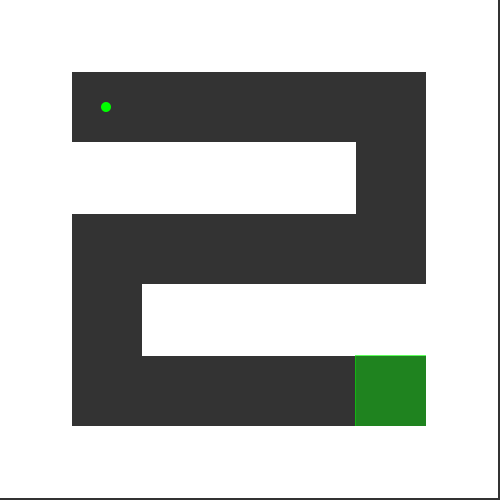
Frame 1 (no input)
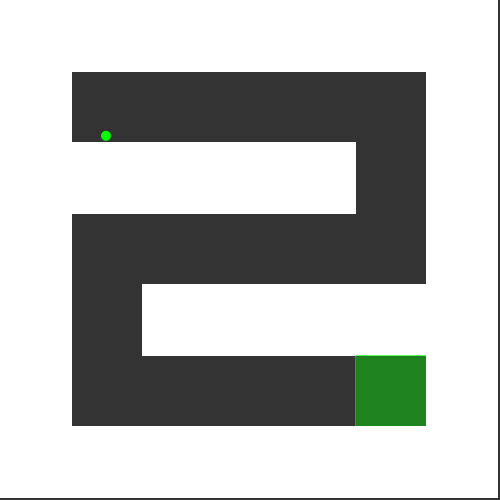
Frame 60 (the mouse pressed at the canvas centre just before this capture)
Frame 120 (the mouse held since frame 60 and released just before this capture): identical to frame 60, image omitted

The Processing sketch that drew these frames (run headless with seeded random() and noise(); from frame 60 on, the mouse is pressed at the canvas centre):

// Processing sketch: Gravity
// ── Gravity.pde
PImage img;
/*
 1=start
 2=block
 3=goal
 4=death
 5=key Piece
 6=door
 7=bounce pad
 8=block to invis
 9=invis to block
 u=up gravity;
 r=right gravity
 d=down gravity
 l=left gravity
 g=gate (key required)
 k=key (used to open gate)
 h=slow block
 */

Player p;
int u=10;
int r=11;
int d=12;
int l=13;
int g=14;
int k=15;
int h=16;
int hitboxCheck=2;
int[][][] level= 
  {
  //lvl 0
  {
    {2, 2, 2, 2, 2, 2, 2}, 
    {2, 1, 0, 0, 0, 0, 2}, 
    {2, 2, 2, 2, 2, 0, 2}, 
    {2, 0, 0, 0, 0, 0, 2}, 
    {2, 0, 2, 2, 2, 2, 2}, 
    {2, 0, 0, 0, 0, 3, 2}, 
    {2, 2, 2, 2, 2, 2, 2}
  }, 
  //lvl 1
  {
    {2, 2, 2, 2, 2, 2, 2, 2, 2, 2, 4}, 
    {4, 1, 0, 0, 0, 0, 0, 0, 0, 0, 4}, 
    {4, 2, 2, 2, 2, 2, 2, 2, 2, 0, 2}, 
    {2, 0, 0, 0, 0, 0, 0, 0, 0, 0, 2}, 
    {2, 0, 2, 4, 2, 4, 2, 2, 2, 2, 4}, 
    {4, 0, 0, 0, 0, 0, 0, 0, 0, 0, 2}, 
    {4, 2, 2, 2, 2, 2, 2, 4, 2, 0, 2}, 
    {2, 0, 0, 0, 0, 0, 0, 0, 0, 0, 4}, 
    {2, 0, 2, 4, 2, 4, 2, 2, 2, 2, 4}, 
    {4, 0, 0, 0, 0, 0, 0, 0, 0, 3, 4}, 
    {4, 2, 2, 2, 2, 2, 2, 4, 2, 2, 4}
  }, 
  //lvl 2
  {
    {2, 2, 2, 2, 2, 2, 2, 2, 2, 2, 2, 2}, 
    {2, 5, 0, 0, 0, 0, 0, 0, 2, 2, 2, 2}, 
    {2, 0, 2, 2, 2, 2, 2, 5, 2, 2, 2, 2}, 
    {2, 0, 2, 2, 2, 2, 2, 0, 2, 2, 2, 2}, 
    {2, 0, 2, 2, 5, 0, 0, 0, 0, 0, 5, 2}, 
    {2, 0, 2, 2, 0, 2, 2, 0, 2, 2, 0, 2}, 
    {2, 0, 2, 2, 0, 2, 2, 0, 2, 2, 0, 2}, 
    {2, 0, 2, 2, 0, 2, 2, 0, 2, 2, 0, 2}, 
    {2, 0, 2, 2, 5, 0, 0, 5, 2, 2, 0, 2}, 
    {2, 1, 2, 2, 2, 2, 2, 2, 2, 2, 6, 2}, 
    {2, 2, 2, 2, 2, 2, 2, 2, 2, 2, 2, 2}
  }, 
  //lvl 3
  {
    {2, 2, 2, 2, 2, 2, 2, 2, 2, 2}, 
    {2, 4, 2, 4, 2, 5, 0, 0, 5, 2}, 
    {2, 0, 5, 0, 4, 0, 4, 4, 0, 2}, 
    {2, 0, 2, 0, 4, 0, 4, 4, 0, 2}, 
    {2, 0, 4, 0, 4, 0, 4, 4, 0, 2}, 
    {2, 0, 4, 0, 4, 0, 4, 4, 0, 2}, 
    {2, 0, 4, 0, 4, 0, 0, 6, 0, 2}, 
    {2, 0, 4, 0, 2, 2, 2, 2, 0, 2}, 
    {2, 1, 4, 0, 5, 0, 0, 0, 0, 2}, 
    {2, 2, 2, 4, 2, 4, 2, 2, 2, 2}
  }, 
  //lvl 4
  {
    {2, 2, 2, 2, 2, 2, 2, 2, 2, 2, 2, 2, 2, 2, 2, 2, 2, 2, 2, 2}, 
    {2, 1, 2, 0, 0, 0, 0, 0, 0, 0, 0, 0, 0, 0, 0, 0, 0, 0, 0, 2}, 
    {2, 0, 0, 0, 2, 2, 2, 2, 2, 0, 2, 0, 2, 2, 2, 2, 2, 2, 0, 2}, 
    {2, 0, 2, 5, 2, 0, 0, 0, 0, 0, 2, 0, 0, 0, 0, 0, 0, 2, 0, 2}, 
    {2, 0, 2, 2, 2, 5, 2, 2, 2, 2, 2, 2, 2, 2, 2, 2, 0, 2, 0, 2}, 
    {2, 0, 2, 2, 2, 2, 0, 0, 0, 0, 0, 0, 0, 0, 0, 2, 5, 2, 0, 2}, 
    {2, 0, 0, 0, 0, 0, 0, 2, 2, 2, 2, 2, 0, 2, 0, 0, 2, 2, 0, 2}, 
    {2, 2, 2, 2, 2, 2, 5, 2, 5, 0, 0, 0, 0, 2, 2, 0, 2, 2, 0, 2}, 
    {2, 2, 0, 0, 0, 2, 2, 2, 2, 2, 2, 2, 2, 2, 0, 0, 2, 0, 0, 2}, 
    {2, 2, 0, 2, 0, 2, 2, 0, 0, 0, 0, 0, 5, 2, 0, 2, 2, 5, 2, 2}, 
    {2, 2, 5, 2, 0, 0, 0, 0, 2, 2, 2, 2, 2, 2, 0, 2, 5, 2, 5, 2}, 
    {2, 2, 2, 2, 0, 2, 2, 2, 2, 2, 0, 0, 0, 0, 0, 0, 0, 2, 0, 2}, 
    {2, 0, 0, 0, 0, 0, 0, 0, 2, 2, 0, 2, 2, 2, 2, 2, 2, 2, 0, 2}, 
    {2, 0, 2, 2, 2, 2, 2, 0, 2, 2, 0, 2, 0, 0, 0, 0, 5, 2, 0, 2}, 
    {2, 0, 0, 0, 0, 0, 2, 0, 0, 0, 0, 2, 0, 2, 2, 2, 2, 2, 0, 2}, 
    {2, 0, 2, 0, 2, 0, 2, 2, 2, 2, 2, 2, 0, 2, 0, 0, 0, 0, 0, 2}, 
    {2, 0, 2, 0, 2, 5, 2, 0, 0, 0, 0, 0, 0, 2, 0, 2, 2, 2, 0, 2}, 
    {2, 0, 2, 0, 2, 2, 2, 0, 2, 2, 2, 0, 2, 2, 0, 2, 5, 2, 0, 2}, 
    {2, 5, 2, 0, 0, 0, 0, 0, 2, 5, 0, 0, 0, 0, 0, 0, 0, 2, 6, 2}, 
    {2, 2, 2, 2, 2, 2, 2, 2, 2, 2, 2, 2, 2, 2, 2, 2, 2, 2, 2, 2}
  }, 
  //lvl 5
  {
    {2, 2, 2, 2, 2, 2, 2, 2, 2, 2, 2, 2, 2, 2, 2, 2, 2, 2, 2, 2}, 
    {2, 2, 2, 2, 2, 2, 2, 0, 0, 2, 7, 7, 7, 7, 7, 7, 7, 7, 7, 2}, 
    {2, 2, 4, 5, 0, 0, 2, 0, 0, 4, 0, 0, 0, 0, 0, 0, 0, 0, 0, 2}, 
    {2, 2, 4, 0, 4, 0, 4, 0, 0, 4, 0, 0, 0, 0, 0, 0, 0, 0, 0, 2}, 
    {2, 2, 4, 0, 4, 0, 4, 0, 0, 4, 0, 0, 0, 0, 0, 0, 0, 0, 0, 2}, 
    {2, 2, 4, 0, 4, 0, 4, 0, 0, 4, 0, 0, 0, 0, 0, 0, 0, 0, 0, 2}, 
    {2, 2, 4, 0, 4, 0, 4, 0, 0, 4, 0, 2, 2, 2, 2, 2, 2, 2, 5, 2}, 
    {2, 0, 0, 0, 0, 5, 2, 9, 9, 4, 0, 2, 0, 0, 0, 2, 0, 0, 0, 2}, 
    {2, 0, 8, 8, 8, 2, 0, 0, 0, 2, 0, 2, 0, 2, 0, 2, 0, 2, 0, 2}, 
    {2, 0, 4, 0, 4, 5, 0, 2, 0, 4, 0, 2, 5, 2, 0, 0, 0, 2, 0, 2}, 
    {2, 0, 4, 0, 4, 0, 2, 0, 5, 2, 0, 2, 2, 2, 0, 2, 2, 2, 0, 2}, 
    {2, 0, 4, 0, 4, 0, 2, 0, 2, 5, 0, 2, 0, 0, 0, 0, 0, 0, 0, 2}, 
    {2, 0, 4, 0, 4, 0, 4, 0, 4, 0, 4, 2, 0, 2, 2, 2, 2, 0, 2, 2}, 
    {2, 0, 4, 0, 4, 0, 4, 0, 4, 0, 4, 2, 0, 0, 0, 2, 0, 0, 0, 2}, 
    {2, 0, 4, 0, 4, 0, 4, 0, 4, 0, 4, 2, 0, 2, 0, 0, 0, 2, 0, 2}, 
    {2, 0, 4, 0, 4, 0, 4, 0, 4, 0, 4, 2, 0, 0, 2, 2, 2, 2, 2, 2}, 
    {2, 5, 0, 0, 0, 0, 2, 0, 4, 0, 4, 2, 2, 0, 2, 5, 0, 0, 0, 2}, 
    {2, 2, 8, 8, 8, 2, 4, 0, 4, 0, 4, 2, 0, 0, 0, 2, 2, 0, 2, 2}, 
    {2, 1, 0, 0, 2, 2, 2, 0, 0, 5, 2, 2, 0, 2, 0, 0, 0, 0, 6, 2}, 
    {2, 2, 2, 2, 2, 2, 2, 2, 2, 2, 2, 2, 2, 2, 2, 2, 2, 2, 2, 2}
  }, 
  //lvl 6
  {
    {2, 2, 2, 2, 2, 2, 2, 2, 2, 2, 2, 2, 2, 2, 2, 2, 2, 2, 2, 2}, 
    {2, r, 0, 0, 0, 0, 0, 0, 0, 0, 0, 0, 0, 0, 0, 0, 0, 5, d, 2}, 
    {2, 5, 2, 2, 2, 2, 2, 2, 2, 2, 2, 2, 2, 2, 2, 2, 2, 2, 0, 2}, 
    {2, 0, 2, r, 0, 0, 0, 0, 0, 0, 0, 0, 0, 0, 0, 5, d, 2, 0, 2}, 
    {2, 0, 2, 5, 2, 2, 2, 2, 2, 2, 2, 2, 2, 2, 2, 2, 0, 2, 0, 2}, 
    {2, 0, 2, 0, 2, r, 0, 0, 0, 0, 0, 0, 0, 5, d, 2, 0, 2, 0, 2}, 
    {2, 0, 2, 0, 2, 5, 2, 2, 2, 2, 2, 2, 2, 2, 0, 2, 0, 2, 0, 2}, 
    {2, 0, 2, 0, 2, 0, 2, r, 0, 0, 0, 5, d, 2, 0, 2, 0, 2, 0, 2}, 
    {2, 0, 2, 0, 2, 0, 2, 5, 2, 2, 2, 2, 0, 2, 0, 2, 0, 2, 0, 2}, 
    {2, 0, 2, 0, 2, 0, 2, 0, 2, r, d, 2, 0, 2, 0, 2, 0, 2, 0, 2}, 
    {2, 0, 2, 0, 2, 0, 2, 0, 2, 5, 6, 2, 0, 2, 0, 2, 0, 2, 0, 2}, 
    {2, 0, 2, 0, 2, 0, 2, 0, 2, 0, 2, 2, 5, 2, 0, 2, 0, 2, 0, 2}, 
    {2, 0, 2, 0, 2, 0, 2, 0, 2, u, 5, 0, l, 2, 0, 2, 0, 2, 0, 2}, 
    {2, 0, 2, 0, 2, 0, 2, 0, 2, 2, 2, 2, 2, 2, 5, 2, 0, 2, 0, 2}, 
    {2, 0, 2, 0, 2, 0, 2, u, 5, 0, 0, 0, 0, 0, l, 2, 0, 2, 0, 2}, 
    {2, 0, 2, 0, 2, 0, 2, 2, 2, 2, 2, 2, 2, 2, 2, 2, 5, 2, 0, 2}, 
    {2, 0, 2, 0, 2, u, 5, 0, 0, 0, 0, 0, 0, 0, 0, 0, l, 2, 0, 2}, 
    {2, 1, 2, 0, 2, 2, 2, 2, 2, 2, 2, 2, 2, 2, 2, 2, 2, 2, 5, 2}, 
    {2, u, 2, u, 5, 0, 0, 0, 0, 0, 0, 0, 0, 0, 0, 0, 0, 0, l, 2}, 
    {2, 2, 2, 2, 2, 2, 2, 2, 2, 2, 2, 2, 2, 2, 2, 2, 2, 2, 2, 2}
  }, 
  //lvl 7
  {
    {2, 2, 2, 2, 2, 2, 2, 2, 2, 2, 2, 2, 2, 2, 2, 2, 2, 2, 2, 2, 2, 2, 2, 2, 2, 2, 2, 2, 2, 2, 2, 2, 2, 2, 2, 2, 2, 2, 2, 2, 2, 2, 2, 2, 2, 2, 2, 2, 2, 2}, 
    {2, 1, 0, 2, 0, 2, 0, 0, 0, 0, 0, 0, 0, 0, 0, 0, 2, 0, 0, 0, 2, 0, 0, 0, 2, 0, 2, 0, 0, 0, 2, 0, 2, 2, 0, 0, 0, 0, 0, 2, 0, 0, 0, 0, 0, 0, 0, 2, 0, 2}, 
    {2, 2, 0, 2, 0, 2, 2, 2, 2, 2, 2, 2, 2, 0, 2, 2, 2, 2, 0, 2, 2, 0, 2, 0, 2, 0, 0, 2, 0, 2, 2, 0, 0, 0, 0, 2, 0, 2, 0, 0, 0, 2, 0, 2, 2, 2, 0, 2, 0, 2}, 
    {2, 0, 0, 0, 0, 2, 0, 0, 0, 0, 0, 0, 0, 0, 0, 0, 0, 0, 0, 0, 2, 0, 0, 0, 2, 2, 0, 0, 0, 0, 2, 2, 2, 2, 2, 2, 0, 2, 2, 2, 2, 2, 0, 2, 0, 0, 0, 0, 0, 2}, 
    {2, 2, 2, 2, 0, 2, 2, 2, 2, 2, 2, 2, 2, 2, 2, 2, 2, 2, 0, 2, 2, 2, 2, 0, 2, 2, 2, 2, 2, 0, 2, 0, 0, 2, 0, 0, 0, 2, 0, 0, 0, 2, 0, 0, 2, 0, 2, 2, 0, 2}, 
    {2, 2, 0, 2, 0, 2, 0, 2, 2, 0, 2, 0, 2, 0, 2, 2, 0, 2, 0, 0, 2, 0, 2, 0, 0, 0, 0, 0, 2, 0, 2, 0, 2, 2, 0, 2, 2, 2, 0, 2, 0, 2, 2, 0, 2, 0, 2, 2, 0, 2}, 
    {2, 2, 0, 2, 0, 2, 0, 0, 0, 0, 2, 0, 0, 0, 0, 2, 0, 2, 2, 0, 2, 0, 0, 0, 2, 0, 2, 0, 0, 0, 2, 0, 0, 0, 0, 0, 0, 0, 0, 2, 0, 2, 0, 0, 2, 2, 2, 0, 0, 2}, 
    {2, 2, 0, 2, 0, 2, 2, 0, 2, 2, 2, 2, 2, 0, 2, 2, 0, 2, 0, 0, 2, 2, 2, 2, 2, 0, 2, 2, 2, 2, 2, 2, 2, 2, 2, 2, 2, 2, 2, 2, 0, 2, 2, 2, 2, 2, 2, 2, 2, 2}, 
    {2, 0, 0, 2, 0, 2, 0, 0, 0, 0, 0, 0, 0, 0, 0, 2, 0, 2, 2, 0, 2, 0, 0, 0, 0, 0, 2, 0, 0, 0, 2, 0, 0, 0, 2, 2, 0, 0, 0, 0, 0, 2, 2, 0, 2, 0, 0, 0, 0, 2}, 
    {2, 2, 0, 2, 0, 2, 0, 2, 2, 0, 2, 0, 2, 0, 2, 2, 0, 2, 0, 0, 2, 0, 2, 2, 2, 2, 2, 0, 2, 0, 2, 0, 2, 0, 2, 0, 0, 2, 2, 2, 0, 2, 0, 0, 2, 0, 2, 2, 0, 2}, 
    {2, 2, 0, 2, 0, 2, 0, 2, 2, 0, 2, 0, 2, 0, 2, 2, 0, 0, 0, 2, 2, 0, 2, 0, 0, 0, 2, 0, 2, 0, 0, 0, 0, 0, 0, 0, 2, 0, 0, 0, 0, 2, 2, 0, 2, 0, 0, 2, 0, 2}, 
    {2, 2, 0, 2, 0, 0, 0, 0, 0, 0, 2, 0, 0, 0, 0, 2, 0, 2, 0, 0, 2, 0, 2, 0, 2, 0, 2, 0, 2, 0, 2, 0, 2, 2, 0, 2, 0, 0, 2, 2, 2, 2, 0, 0, 2, 2, 0, 2, 0, 2}, 
    {2, 0, 0, 0, 0, 2, 2, 2, 2, 2, 2, 2, 2, 0, 2, 2, 0, 2, 2, 2, 2, 0, 2, 0, 2, 0, 2, 0, 2, 0, 2, 0, 2, 2, 0, 0, 0, 2, 0, 0, 0, 2, 2, 0, 2, 0, 0, 2, 0, 2}, 
    {2, 0, 2, 2, 0, 2, 0, 0, 0, 0, 0, 2, 0, 0, 0, 2, 0, 0, 0, 0, 2, 0, 2, 0, 0, 0, 0, 0, 2, 0, 2, 0, 0, 0, 0, 2, 0, 2, 0, 2, 0, 2, 0, 0, 2, 0, 2, 2, 0, 2}, 
    {2, 0, 0, 2, 0, 2, 2, 0, 2, 2, 2, 2, 2, 2, 0, 0, 0, 2, 2, 0, 2, 0, 2, 2, 2, 2, 2, 2, 2, 0, 2, 2, 2, 2, 2, 0, 0, 0, 2, 2, 0, 2, 2, 0, 2, 0, 0, 0, 0, 2}, 
    {2, 2, 2, 2, 0, 2, 0, 0, 0, 0, 0, 0, 0, 0, 0, 2, 0, 2, 0, 0, 2, 0, 0, 0, 0, 0, 0, 0, 0, 0, 2, 2, 0, 0, 0, 0, 2, 0, 0, 0, 0, 2, 0, 0, 2, 0, 2, 2, 0, 2}, 
    {2, 2, 2, 2, 2, 2, 2, 2, 2, 0, 2, 2, 2, 2, 2, 2, 2, 2, 2, 2, 2, 2, 2, 2, 2, 2, 2, 2, 2, 2, 2, 2, 0, 2, 2, 2, 2, 2, 2, 2, 2, 2, 0, 2, 2, 0, 0, 2, 0, 2}, 
    {2, 0, 0, 0, 0, 0, 0, 0, 0, 0, 0, 2, 0, 0, 0, 0, 0, 0, 0, 0, 0, 0, 2, 2, 0, 2, 2, 0, 0, 0, 0, 0, 0, 0, 0, 0, 0, 0, 2, 0, 0, 2, 0, 2, 2, 2, 2, 2, 0, 2}, 
    {2, 2, 2, 0, 2, 2, 2, 2, 2, 2, 2, 2, 2, 2, 2, 2, 2, 0, 2, 2, 2, 0, 0, 0, 0, 2, 0, 0, 0, 2, 0, 0, 2, 0, 0, 2, 0, 0, 0, 0, 2, 2, 0, 0, 0, 0, 2, 0, 0, 2}, 
    {2, 0, 0, 0, 0, 0, 0, 0, 0, 2, 0, 2, 0, 0, 2, 0, 0, 0, 0, 0, 2, 2, 2, 0, 2, 2, 2, 2, 2, 2, 2, 2, 2, 2, 2, 2, 2, 2, 2, 0, 2, 2, 2, 0, 2, 0, 0, 2, 0, 2}, 
    {2, 2, 2, 2, 2, 0, 2, 2, 2, 2, 0, 0, 0, 2, 2, 2, 2, 2, 2, 0, 2, 2, 0, 0, 0, 0, 0, 0, 2, 0, 0, 0, 2, 0, 0, 0, 2, 0, 0, 0, 0, 2, 2, 0, 2, 2, 0, 2, 0, 2}, 
    {2, 0, 0, 0, 0, 0, 0, 0, 0, 0, 0, 2, 0, 0, 0, 0, 0, 0, 0, 0, 2, 0, 0, 2, 0, 2, 2, 0, 0, 0, 2, 0, 0, 0, 2, 0, 0, 0, 2, 0, 2, 2, 0, 0, 2, 0, 0, 0, 0, 2}, 
    {2, 2, 2, 2, 2, 2, 2, 2, 2, 2, 2, 2, 2, 2, 2, 2, 2, 2, 2, 2, 2, 2, 2, 2, 2, 2, 2, 0, 2, 2, 2, 2, 2, 2, 2, 2, 2, 2, 2, 2, 2, 2, 2, 2, 2, 2, 0, 2, 2, 2}, 
    {2, 0, 0, 0, 2, 2, 0, 2, 0, 0, 0, 2, 0, 0, 0, 0, 0, 0, 0, 2, 0, 0, 0, 0, 0, 0, 0, 0, 0, 0, 0, 0, 0, 0, 0, 0, 0, 0, 0, 0, 2, 0, 0, 0, 0, 0, 0, 0, 0, 2}, 
    {2, 0, 2, 0, 2, 0, 0, 0, 0, 2, 0, 0, 0, 2, 0, 2, 0, 2, 0, 2, 2, 2, 2, 2, 2, 2, 2, 2, 2, 0, 2, 2, 2, 2, 2, 2, 2, 2, 2, 2, 2, 2, 0, 2, 2, 2, 2, 2, 0, 2}, 
    {2, 0, 0, 0, 2, 0, 2, 2, 0, 0, 0, 2, 0, 0, 0, 0, 0, 0, 0, 2, 0, 2, 0, 0, 0, 2, 0, 0, 0, 0, 0, 0, 0, 0, 0, 0, 0, 2, 0, 0, 0, 2, 0, 2, 0, 0, 0, 0, 0, 2}, 
    {2, 2, 2, 0, 2, 0, 2, 2, 2, 2, 2, 2, 2, 0, 2, 0, 2, 0, 2, 2, 0, 2, 0, 2, 0, 2, 0, 2, 2, 2, 0, 2, 0, 2, 2, 2, 0, 2, 0, 2, 0, 2, 0, 2, 0, 2, 2, 2, 2, 2}, 
    {2, 0, 2, 0, 2, 0, 0, 2, 0, 0, 0, 0, 0, 0, 0, 0, 0, 0, 0, 2, 0, 0, 0, 2, 0, 0, 0, 2, 0, 2, 0, 2, 0, 0, 0, 2, 0, 0, 0, 2, 0, 2, 0, 2, 0, 0, 0, 0, 0, 2}, 
    {2, 0, 0, 0, 0, 0, 0, 2, 0, 2, 0, 2, 0, 2, 0, 2, 0, 2, 0, 2, 0, 2, 2, 2, 2, 2, 0, 2, 0, 2, 2, 2, 0, 2, 0, 2, 0, 2, 2, 2, 0, 2, 0, 2, 2, 2, 2, 2, 0, 2}, 
    {2, 0, 2, 0, 2, 2, 0, 2, 0, 0, 0, 0, 0, 0, 0, 0, 0, 0, 0, 2, 0, 2, 0, 2, 0, 2, 0, 2, 0, 2, 0, 0, 0, 2, 0, 2, 0, 2, 0, 0, 0, 2, 0, 2, 0, 0, 0, 0, 0, 2}, 
    {2, 0, 0, 0, 2, 0, 0, 2, 2, 0, 2, 0, 2, 0, 2, 0, 2, 0, 2, 2, 2, 2, 0, 2, 0, 0, 0, 0, 0, 2, 2, 2, 2, 2, 2, 2, 2, 2, 0, 2, 2, 2, 0, 2, 0, 2, 2, 2, 2, 2}, 
    {2, 0, 2, 0, 2, 0, 2, 2, 0, 2, 0, 0, 0, 0, 0, 0, 0, 0, 0, 0, 0, 2, 0, 2, 0, 2, 2, 2, 2, 2, 0, 2, 0, 0, 0, 0, 0, 2, 0, 0, 0, 2, 0, 2, 0, 0, 0, 0, 0, 2}, 
    {2, 0, 0, 0, 2, 0, 0, 2, 0, 0, 0, 2, 0, 0, 0, 2, 0, 2, 0, 2, 0, 2, 0, 0, 0, 2, 2, 2, 2, 2, 0, 2, 0, 2, 0, 2, 0, 2, 2, 2, 0, 2, 0, 2, 2, 2, 2, 2, 0, 2}, 
    {2, 2, 2, 0, 2, 2, 2, 2, 2, 0, 2, 2, 2, 2, 2, 2, 2, 2, 2, 2, 0, 2, 2, 2, 2, 2, 0, 0, 0, 0, 0, 2, 0, 2, 0, 2, 0, 0, 0, 0, 0, 2, 0, 2, 0, 0, 0, 0, 0, 2}, 
    {2, 2, 2, 0, 0, 0, 0, 2, 0, 0, 0, 2, 0, 0, 0, 0, 0, 0, 0, 2, 0, 2, 2, 2, 2, 2, 0, 2, 2, 2, 0, 2, 0, 2, 2, 2, 2, 2, 2, 2, 2, 2, 0, 2, 0, 2, 2, 2, 2, 2}, 
    {2, 2, 2, 2, 0, 2, 0, 2, 2, 0, 2, 0, 0, 2, 2, 2, 2, 2, 0, 2, 0, 0, 0, 2, 0, 0, 0, 2, 0, 0, 0, 2, 0, 0, 0, 2, 0, 0, 0, 2, 0, 2, 0, 2, 0, 0, 0, 0, 0, 2}, 
    {2, 0, 0, 0, 0, 2, 0, 2, 0, 0, 0, 2, 0, 2, 0, 0, 0, 0, 0, 2, 0, 2, 0, 2, 2, 2, 0, 2, 0, 2, 2, 2, 0, 2, 0, 2, 0, 2, 0, 2, 0, 2, 0, 2, 2, 2, 2, 2, 0, 2}, 
    {2, 0, 2, 2, 2, 2, 0, 2, 0, 2, 0, 2, 0, 2, 0, 2, 2, 2, 2, 2, 0, 2, 0, 2, 0, 0, 0, 2, 0, 2, 0, 0, 0, 2, 0, 0, 0, 2, 0, 0, 0, 2, 0, 2, 0, 0, 0, 0, 0, 2}, 
    {2, 0, 0, 0, 0, 2, 0, 2, 0, 2, 0, 0, 0, 2, 0, 0, 0, 0, 0, 2, 0, 2, 0, 2, 2, 2, 0, 2, 0, 2, 0, 2, 0, 2, 2, 2, 2, 2, 2, 2, 0, 2, 0, 2, 0, 2, 2, 2, 2, 2}, 
    {2, 2, 2, 2, 0, 2, 0, 2, 0, 2, 0, 2, 0, 0, 0, 2, 2, 2, 0, 2, 0, 2, 0, 2, 0, 0, 0, 2, 0, 2, 0, 2, 0, 2, 0, 0, 0, 2, 0, 2, 0, 2, 0, 2, 0, 0, 0, 0, 0, 2}, 
    {2, 0, 0, 0, 0, 2, 0, 0, 0, 2, 0, 2, 0, 2, 2, 2, 2, 2, 0, 2, 0, 2, 0, 2, 0, 2, 0, 2, 0, 2, 0, 2, 2, 2, 0, 2, 2, 2, 0, 2, 0, 2, 0, 2, 2, 2, 2, 2, 0, 2}, 
    {2, 2, 2, 0, 2, 2, 2, 0, 2, 2, 0, 0, 0, 2, 0, 0, 0, 0, 0, 2, 0, 2, 0, 0, 0, 2, 0, 2, 0, 0, 0, 0, 0, 2, 0, 0, 0, 0, 0, 0, 0, 2, 0, 2, 0, 0, 0, 0, 0, 2}, 
    {2, 2, 2, 0, 2, 2, 0, 2, 2, 2, 0, 2, 2, 2, 0, 2, 2, 2, 2, 2, 2, 2, 2, 2, 2, 2, 2, 2, 2, 2, 2, 2, 2, 2, 2, 2, 2, 2, 2, 2, 2, 2, 0, 2, 0, 2, 2, 2, 2, 2}, 
    {2, 0, 0, 0, 2, 0, 0, 0, 0, 0, 0, 2, 0, 2, 0, 2, 0, 2, 0, 2, 0, 2, 0, 0, 0, 2, 0, 0, 0, 0, 0, 2, 0, 0, 0, 2, 0, 0, 0, 0, 0, 2, 0, 2, 0, 0, 0, 0, 0, 2}, 
    {2, 0, 2, 0, 2, 0, 2, 2, 2, 0, 0, 2, 0, 2, 0, 0, 2, 0, 0, 2, 0, 2, 2, 0, 2, 2, 0, 2, 2, 2, 2, 2, 0, 2, 2, 2, 0, 2, 2, 2, 0, 2, 0, 2, 2, 2, 2, 2, 0, 2}, 
    {2, 0, 2, 2, 0, 0, 0, 0, 0, 2, 2, 2, 0, 2, 0, 2, 0, 2, 0, 2, 0, 0, 0, 2, 0, 0, 0, 0, 0, 0, 0, 0, 0, 2, 0, 0, 0, 2, 0, 0, 0, 2, 0, 2, 0, 0, 0, 0, 0, 2}, 
    {2, 0, 2, 0, 0, 2, 2, 2, 0, 2, 0, 2, 0, 2, 0, 0, 2, 0, 0, 2, 0, 2, 2, 0, 2, 2, 0, 2, 2, 2, 0, 2, 0, 2, 0, 2, 0, 2, 2, 2, 2, 2, 0, 2, 0, 2, 2, 2, 2, 2}, 
    {2, 2, 2, 2, 0, 2, 0, 0, 0, 0, 0, 0, 0, 2, 0, 2, 0, 2, 0, 0, 0, 2, 0, 2, 0, 2, 0, 0, 0, 0, 2, 2, 0, 2, 0, 2, 0, 2, 0, 0, 0, 0, 0, 2, 0, 0, 0, 0, 0, 2}, 
    {2, 0, 0, 0, 0, 2, 0, 2, 2, 2, 2, 0, 2, 2, 0, 0, 0, 0, 0, 2, 0, 0, 0, 0, 0, 0, 0, 2, 2, 2, 0, 0, 0, 0, 0, 2, 0, 0, 0, 2, 2, 2, 2, 2, 2, 2, 2, 2, 3, 2}, 
    {2, 2, 2, 2, 2, 2, 2, 2, 2, 2, 2, 2, 2, 2, 2, 2, 2, 2, 2, 2, 2, 2, 2, 2, 2, 2, 2, 2, 2, 2, 2, 2, 2, 2, 2, 2, 2, 2, 2, 2, 2, 2, 2, 2, 2, 2, 2, 2, 2, 2}, 
  }, 
  //lvl 8
  {
    {2, 2, h, h, 2, 2, 2, 2, 2, 2, 2, 2, 2, 2, 2, 2, 2, 2, 2, 2, 2, 2, 2, 2, 2}, 
    {2, 0, r, 0, 0, d, h, 0, h, h, 0, 2, 0, 0, 0, 0, 0, 0, 0, 7, 0, 0, 0, k, 2}, 
    {2, 0, 0, h, d, k, 0, 0, 0, l, 0, 2, 0, 7, 7, 7, 7, 7, 0, 7, 0, 7, 7, 7, 2}, 
    {2, h, 0, h, 0, 0, h, 0, 0, 0, 0, 2, 0, 0, 0, 0, 0, 7, 0, 7, 0, 0, 0, 0, 2}, 
    {2, h, u, 0, l, r, 0, d, h, 0, 0, 2, 7, 7, 7, 7, 0, 7, 0, 7, 7, 7, 7, 0, 2}, 
    {2, h, h, h, h, h, h, 0, h, 0, h, 2, 0, 0, 0, 0, 0, 7, 0, 0, 0, 7, 7, 0, 2}, 
    {2, r, 0, 0, 0, 0, 0, 0, 0, u, h, 2, 0, 7, 7, 7, 7, 7, 7, 7, 0, 7, 7, 0, 2}, 
    {2, 0, d, 0, 0, 0, 0, l, 0, 0, 0, 2, 0, 0, 0, 7, 0, 0, 0, 0, 0, 7, 7, 0, 2}, 
    {2, 0, 2, 2, 2, 2, 2, 2, 2, 2, 2, 2, 7, 7, 0, 7, 0, 7, 7, 7, 7, 7, 7, 0, 2}, 
    {2, 0, 2, 0, 0, 0, 0, 0, 0, 0, 0, 0, 0, 0, 0, 7, 0, 0, 0, 0, 0, 0, 0, 0, 2}, 
    {2, 0, 2, 0, 2, 2, 2, 2, 2, 2, 2, 2, 2, 2, 2, 2, 2, 2, 2, 2, 2, 2, 2, 2, 2}, 
    {2, 0, 2, 0, 2, 0, 0, 0, 0, 0, 0, 0, 0, 0, 0, 0, 0, 0, 0, 0, 0, 0, 0, 0, 2}, 
    {2, 0, 1, 0, g, 0, 0, 0, 0, 0, 0, 0, 0, 0, 0, 0, 0, 0, 0, 0, 0, 0, 0, 3, 2}, 
    {2, 0, 2, 0, 2, 0, 0, 0, 0, 0, 0, 0, 0, 0, 0, 0, 0, 0, 0, 0, 0, 0, 0, 0, 2}, 
    {2, 0, 2, 0, 2, 2, 2, 2, 2, 2, 2, 2, 2, 2, 2, 2, 2, 2, 2, 2, 2, 2, 2, 2, 2}, 
    {2, 0, 2, 0, 0, 0, 0, 0, 0, 0, 0, 0, 0, 0, h, 0, 0, 0, h, 0, 0, 0, h, k, 2}, 
    {2, 0, 2, 2, 2, 2, 2, 2, 2, 2, 2, 2, 4, 0, 4, 0, 4, 0, 4, 0, 4, 0, 4, 0, 2}, 
    {2, 0, 0, 0, 0, 0, 0, 0, 0, 0, 0, 2, 4, 0, 4, 0, 4, 0, 4, 0, 4, 0, 4, 0, 2}, 
    {2, 2, 2, 2, 2, 2, 2, 2, 2, 2, 0, 2, 4, 0, 4, 0, 4, 0, 4, 0, 4, 0, 4, 0, 2}, 
    {2, 4, h, h, h, 4, h, h, h, 4, 0, 2, 4, 0, 4, 0, 4, 0, 4, 0, 4, 0, 4, 0, 2}, 
    {2, 0, 0, 0, 0, 0, 0, 0, 0, 0, 0, 2, 4, 0, 4, 0, 4, 0, 4, 0, 4, 0, 4, 0, 2}, 
    {2, k, 0, 0, 0, 0, 0, 0, 0, 0, 0, 2, 4, 0, 4, 0, 4, 0, 4, 0, 4, 0, 4, 0, 2}, 
    {2, 0, 0, 0, 0, 0, 0, 0, 0, 0, 0, 2, 4, 0, 4, 0, 4, 0, 4, 0, 4, 0, 4, 0, 2}, 
    {2, h, h, 4, h, h, h, 4, h, h, h, 2, h, 0, 0, 0, h, 0, 0, 0, h, 0, 0, 0, h}, 
    {2, 2, 2, 2, 2, 2, 2, 2, 2, 2, 2, 2, 2, 2, 2, 2, 2, 2, 2, 2, 2, 2, 2, 2, 2}, 
  }, 
  //lvl 9
  {
    {2, 2, 2, 2, 2, 2, 2, 2, 2, 2, 2, 2, 2, 2, 2, 2, 2, 2, 2, 2, 2, 2, 2, 2, 2}, 
    {2, 1, l, l, 2, 0, 0, 0, 0, 0, 0, 0, 2, 0, 0, 0, 0, 0, 2, 0, 0, 0, 0, 0, 2}, 
    {2, l, l, l, 2, 0, 2, 2, 2, 2, 2, 2, 2, 0, 2, 2, 2, 2, 2, 0, 2, 2, 2, 2, 2}, 
    {2, l, l, l, 2, 0, 2, 0, 0, 0, 0, 0, 2, 0, 0, 0, 2, 0, 2, 0, 2, 0, 0, 0, 2}, 
    {2, 0, 2, 2, 2, 0, 2, 0, 2, 0, 2, 2, 2, 0, 2, 0, 2, 0, 2, 0, 2, 0, 2, 2, 2}, 
    {2, 0, 0, 0, 0, 0, 0, 0, 2, 0, 0, 0, 2, 0, 2, 0, 0, 0, 0, 0, 2, 0, 0, 0, 2}, 
    {2, 0, 2, 0, 2, 2, 2, 2, 2, 2, 2, 0, 2, 0, 2, 2, 2, 2, 2, 0, 2, 2, 2, 0, 2}, 
    {2, 0, 2, 0, 0, 0, 0, 0, 2, 0, 2, 0, 0, 0, 2, 0, 0, 0, 2, 0, 0, 0, 0, 0, 2}, 
    {2, 0, 2, 2, 2, 2, 2, 0, 2, 0, 2, 2, 2, 2, 2, 0, 2, 0, 2, 2, 2, 2, 2, 0, 2}, 
    {2, 0, 2, 0, 0, 0, 2, 0, 2, 0, 0, 0, 0, 0, 2, 0, 2, 0, 2, 0, 0, 0, 2, 0, 2}, 
    {2, 0, 2, 0, 2, 2, 2, 0, 2, 0, 2, 2, 2, 0, 2, 0, 2, 0, 2, 0, 2, 2, 2, 0, 2}, 
    {2, 0, 2, 0, 2, 0, 0, 0, 0, 0, 0, 0, 2, 0, 0, 0, 2, 0, 0, 0, 2, 0, 0, 0, 2}, 
    {2, 0, 2, 0, 2, 0, 2, 2, 2, 0, 2, 2, 2, 0, 2, 0, 2, 2, 2, 2, 2, 0, 2, 0, 2}, 
    {2, 0, 2, 0, 0, 0, 0, 0, 2, 0, 2, 0, 0, 0, 2, 0, 0, 0, 2, 0, 2, 0, 2, 0, 2}, 
    {2, 0, 2, 2, 2, 2, 2, 2, 2, 0, 2, 0, 2, 2, 2, 2, 2, 0, 2, 0, 2, 0, 2, 2, 2}, 
    {2, 0, 0, 0, 2, 0, 0, 0, 0, 0, 2, 0, 2, 0, 0, 0, 0, 0, 2, 0, 0, 0, 0, 0, 2}, 
    {2, 2, 2, 0, 2, 2, 2, 0, 2, 2, 2, 2, 2, 2, 2, 0, 2, 2, 2, 2, 2, 0, 2, 2, 2}, 
    {2, 0, 0, 0, 0, 0, 2, 0, 2, 0, 0, 0, 2, 0, 0, 0, 0, 0, 0, 0, 2, 0, 0, 0, 2}, 
    {2, 2, 2, 0, 2, 0, 2, 2, 2, 2, 2, 0, 2, 2, 2, 2, 2, 0, 2, 2, 2, 2, 2, 0, 2}, 
    {2, 0, 0, 0, 2, 0, 0, 0, 2, 0, 0, 0, 2, 0, 0, 0, 0, 0, 2, 0, 0, 0, 2, 0, 2}, 
    {2, 0, 2, 0, 2, 2, 2, 0, 2, 0, 2, 2, 2, 0, 2, 2, 2, 0, 2, 2, 2, 0, 2, 0, 2}, 
    {2, 0, 2, 0, 2, 0, 0, 0, 2, 0, 2, 0, 0, 0, 2, 0, 0, 0, 0, 0, 2, 0, 0, 0, 2}, 
    {2, 0, 2, 2, 2, 2, 2, 2, 2, 0, 2, 2, 2, 0, 2, 2, 2, 0, 2, 0, 2, 2, 2, 2, 2}, 
    {2, 0, 0, 0, 2, 0, 0, 0, 0, 0, 0, 0, 0, 0, 2, 0, 0, 0, 2, 0, 0, 0, 0, 3, 2}, 
    {2, 2, 2, 2, 2, 2, 2, 2, 2, 2, 2, 2, 2, 2, 2, 2, 2, 2, 2, 2, 2, 2, 2, 2, 2}, 
  }, 
  //lvl 10
  {
    {2, 2, 2, 2, 2, 2, 2, 2, 2, 2, 2, h, h, 2, 2, 2, 2, 2, 2, 2, 2, 2, 2, 2, 2}, 
    {2, 0, 0, h, d, 0, 0, 0, 0, 0, 0, 0, l, 0, 0, 0, 0, 0, 0, 0, 0, 0, 0, 0, 2}, 
    {2, 0, 0, h, 0, 0, 0, 0, 0, 0, 0, 0, 0, 0, 0, 0, 0, 0, 0, 0, 0, 0, 0, 0, 2}, 
    {2, 0, 0, 0, 0, 0, h, h, 0, 0, 0, 0, 0, 0, 0, 0, 0, 0, 0, 0, 0, 0, 0, 0, 2}, 
    {2, 0, 0, 0, 0, 0, r, 5, 0, 0, 0, 0, 5, 0, 0, 0, 0, 0, 0, 0, d, h, 0, 0, 2}, 
    {2, 0, 0, 0, 0, 0, 0, 0, 0, 0, 0, 0, 0, 0, 0, 0, 0, 0, 0, 0, 0, h, 0, 0, 2}, 
    {2, 0, 0, 0, 0, 0, 0, 0, 0, 0, 0, h, 0, 0, 0, 0, 0, 0, 0, 0, 0, h, h, 0, 2}, 
    {2, h, h, 0, 0, 0, 0, 0, 0, 0, 0, h, u, 0, 0, 0, 0, 0, 0, 0, 0, 0, l, 0, 2}, 
    {2, r, 0, 0, 0, 0, 0, 0, 0, 0, 0, 0, 0, 0, 0, 0, 0, 0, 0, 0, d, h, 0, 0, 2}, 
    {h, 0, h, 0, 0, 0, 0, 0, 0, 0, 0, 0, 0, 0, 0, 0, 0, 0, 0, 0, 5, h, 0, 0, 2}, 
    {h, u, l, h, 0, 0, 0, 0, 0, 0, 0, 0, 0, 0, 0, 0, 0, 0, 0, 0, 0, 0, 0, 0, 2}, 
    {2, 2, u, h, 0, 0, 0, 0, 0, 0, 0, 0, 0, 0, 0, 0, 0, h, h, 0, 0, 0, 0, 4, 4}, 
    {2, 1, r, h, 0, 0, 0, 0, 0, 0, 0, 0, 0, 0, 0, 0, 0, r, 0, 0, 0, 0, 0, 6, 4}, 
    {2, 2, d, h, 0, 0, 0, h, 0, 0, 0, 0, 0, 0, 0, 0, 0, 0, 0, 0, 0, 0, 0, 4, 4}, 
    {2, h, r, 0, 0, 0, u, h, 0, 0, 0, 0, 0, 0, 0, 0, 0, 0, 0, 0, 0, 0, 0, 0, 2}, 
    {2, h, h, h, 0, 0, 0, 0, 0, 0, 0, 0, 0, 0, 0, 0, 0, 0, h, 0, 0, 0, 0, 0, 2}, 
    {2, r, 0, 0, 0, 0, 0, 0, 0, 0, 0, 0, 0, 0, 0, 0, 0, u, h, 0, 0, 0, 0, h, 2}, 
    {2, 0, 0, 0, 0, 0, 0, 0, 0, 0, 0, 0, 0, 0, 0, 0, 0, 0, 0, 0, 0, 0, 0, h, 2}, 
    {2, 0, 0, 0, 0, 0, 0, 0, 0, 0, 0, 0, 0, 0, 0, 0, 0, 0, 0, 0, 0, 0, 0, h, 2}, 
    {2, 0, 0, 0, 0, 0, 0, 0, 0, 0, 0, 0, 0, 0, 0, 0, 0, 0, 0, 0, r, 5, u, h, 2}, 
    {2, 0, 0, 0, 0, 0, 0, 0, 0, 0, 0, 0, 0, 0, 0, 0, 0, 0, 0, 0, h, h, h, 0, 2}, 
    {2, 0, 0, 0, 0, 0, 0, 0, 0, 0, 0, 0, 0, 0, 0, 0, 0, 0, 0, 0, 0, 0, 0, 0, 2}, 
    {h, 0, 0, 0, 0, 0, 0, 0, 0, 0, 0, 0, 0, 0, 0, 0, 0, 0, 0, 0, 0, 0, 0, 0, 2}, 
    {h, u, 0, 5, l, 0, 0, 0, 0, 0, 0, 0, 0, 0, 0, 0, 0, 0, 0, 0, 0, 0, 0, 0, 2}, 
    {2, 2, 2, h, h, 2, 2, 2, 2, 2, 2, 2, 2, 2, 2, 2, 2, 2, 2, 2, 2, 2, 2, 2, 2}, 
  }, 
  //lvl 11
  {
    {4, 4, 4, 4, 4, 2, 2, 2, 2, 4, 4, 4, 4, 4, 4, 4, 4, 4, 4, 4, 4, 4, 4, 2, 2}, 
    {4, 0, 1, 0, 4, 0, 9, 0, 4, 0, 0, 0, 0, 0, 0, 0, 0, 0, 0, 0, 0, 0, 0, 4, 2}, 
    {4, 0, 8, 0, 4, 9, 0, 9, 4, 0, 0, 0, 0, 0, 0, 0, 0, 0, 0, 0, 0, 0, 0, 4, 2}, 
    {4, 0, 0, 0, 4, 0, 9, 0, 4, 0, 0, 0, 0, 0, 0, 0, 0, 0, 0, 0, 0, 0, 0, 4, 2}, 
    {4, 0, 0, 0, 4, 9, 0, 9, 4, 0, 0, 4, 0, 0, 4, 0, 0, 4, 0, 0, 0, 0, 0, 4, 2}, 
    {2, 4, 0, 0, 0, 4, 9, 0, 4, 0, 0, 4, 0, 0, 4, 0, 0, 4, 0, 0, 0, 0, 0, 4, 2}, 
    {2, 4, 0, 0, 0, 4, 0, 9, 4, 0, 0, 4, 0, 0, 0, 0, 0, 0, 0, 0, 0, 0, 0, 4, 2}, 
    {2, 4, 0, 0, 0, 4, 9, 0, 2, 0, 0, 4, 0, 0, 0, 0, 0, 0, 0, 0, 0, 0, 0, 4, 2}, 
    {2, 7, 4, 0, 0, 0, 4, 9, 2, 0, 0, 4, 0, 0, 0, 0, 0, 0, 0, 4, 0, 0, 0, 4, 2}, 
    {2, 0, 4, 0, 0, 0, 4, 0, 2, 0, 0, 4, 4, 4, 4, 4, 4, 4, 4, 4, 2, 2, 2, 4, 2}, 
    {2, 7, 0, 4, 0, 0, 0, 4, 2, 2, 2, 2, 0, 7, 0, 4, 4, 0, 0, 0, 0, l, 0, 4, 2}, 
    {2, 0, 7, 4, 0, 0, 0, 4, 4, 0, 0, 3, 2, 0, 4, 0, 0, 0, 0, 0, 0, 0, 0, 4, 2}, 
    {2, 7, 0, 7, 4, 0, 0, 0, 4, 0, 0, u, 2, 7, 4, 0, 0, 0, 0, 0, 0, 0, 4, 8, 2}, 
    {2, 0, 7, 0, 7, 4, 0, 0, 0, 4, 0, 0, 2, 0, 4, 0, 0, 0, 0, 0, 0, 0, 4, 0, 2}, 
    {2, 7, 0, 7, 0, 4, 0, 0, 0, 4, 0, 0, 2, 7, 4, 0, 0, 0, 0, 0, 0, 0, 4, 8, 2}, 
    {2, 0, 7, 0, 7, 4, 0, 0, 0, 4, 0, 0, 4, 0, 4, 0, 0, 0, 0, 0, 0, 4, 8, 0, 2}, 
    {2, 7, 0, 7, 0, 4, 0, 0, 0, 4, 0, 0, 4, 7, 4, 0, 0, 0, 0, 0, 0, 4, 0, 8, 2}, 
    {2, 0, 7, 0, 7, 4, 0, 0, 0, 0, 0, 0, 4, 0, 4, 0, 0, 0, 0, 0, 4, 0, 8, 0, 2}, 
    {2, 7, 0, 7, 0, 4, 0, 0, 0, 0, 0, 0, 4, 7, 4, 0, 0, 0, 0, 0, 4, 8, 0, 8, 2}, 
    {2, 0, 7, 0, 7, 4, 0, 0, 0, 0, 0, 0, 4, 0, 4, 0, 0, 0, 0, 4, 8, 0, 8, 0, 2}, 
    {2, 7, 0, 7, 0, 4, 4, 4, 4, 4, 4, 4, 4, 7, 4, 0, 0, 0, 0, 4, 0, 8, 0, 8, 2}, 
    {2, 0, 7, 0, 7, 0, 7, 0, 7, 0, 7, 0, 7, 0, 4, 0, 0, 0, 0, 4, 8, 0, 8, 0, 2}, 
    {2, 7, 0, 7, 0, 7, 0, 7, 0, 7, 0, 7, 0, 7, 4, 0, d, 0, 4, 8, 0, 8, 0, 8, 2}, 
    {2, 0, 7, 0, 7, 0, 7, 0, 7, 0, 7, 0, 7, 0, 4, 0, 0, 0, 4, 0, 8, 0, 8, 0, 2}, 
    {2, 2, 2, 2, 2, 2, 2, 2, 2, 2, 2, 2, 2, 2, 2, 2, 2, 2, 2, 2, 2, 2, 2, 2, 2}, 
  }, 
  //lvl 12
  {
    {4, 4, 4, 4, 4, 2, 2, 2, 2, 4, 4, 4, 4, 4, 4, 4, 4, 4, 4, 4, 4, 4, 4, 2, 2}, 
    {4, 0, 0, 0, 4, 0, 9, 0, 4, 0, 0, 0, 0, 0, 0, 0, 0, 0, 0, 0, 0, 0, 0, 4, 2}, 
    {4, 0, 0, 0, 4, 9, 0, 9, 4, 0, 0, 0, 0, 0, 0, 0, 0, 0, 0, 0, 0, 0, 0, 4, 2}, 
    {4, 0, 0, 0, 4, 0, 9, 0, 4, 0, 0, 0, 0, 0, 0, 0, 0, 0, 0, 0, 0, 0, 0, 4, 2}, 
    {4, 0, 0, 0, 4, 9, 0, 9, 4, 0, 0, 4, 0, 0, 4, 0, 0, 4, 0, 0, 0, 0, 0, 4, 2}, 
    {2, 4, 0, 0, 0, 4, 9, 0, 4, 0, 0, 4, 0, 0, 4, 0, 0, 4, 0, 0, 0, 0, 0, 4, 2}, 
    {2, 4, 0, 0, 0, 4, 0, 9, 4, 0, 0, 4, 0, 0, 0, 0, 0, 0, 0, 0, 0, 0, 0, 4, 2}, 
    {2, 4, 0, 0, 0, 4, 9, 0, 2, 0, 0, 4, 0, 0, 0, 0, 0, 0, 0, 0, 0, 0, 0, 4, 2}, 
    {2, 7, 4, 0, 0, 0, 4, 9, 2, 0, 0, 4, 0, 0, 0, 0, 0, 0, 0, 4, 0, 3, 0, 4, 2}, 
    {2, 0, 4, 0, 0, 0, 4, 0, 2, 0, 0, 4, 4, 4, 4, 4, 4, 4, 4, 4, 2, 2, 2, 4, 2}, 
    {2, 7, 0, 4, 0, 0, 0, 4, 2, 0, 0, 2, 0, 7, 0, 4, 4, 0, 0, 0, 0, l, 0, 4, 2}, 
    {2, 0, 7, 4, 0, 0, 0, 4, 4, 0, 0, 1, 2, 0, 4, 0, 0, 0, 0, 0, 0, 0, 0, 4, 2}, 
    {2, 7, 0, 7, 4, 0, 0, 0, 4, 0, 0, u, 2, 7, 4, 0, 0, 0, 0, 0, 0, 0, 4, 8, 2}, 
    {2, 0, 7, 0, 7, 4, 0, 0, 0, 4, 0, 0, 2, 0, 4, 0, 0, 0, 0, 0, 0, 0, 4, 0, 2}, 
    {2, 7, 0, 7, 0, 4, 0, 0, 0, 4, 0, 0, 2, 7, 4, 0, 0, 0, 0, 0, 0, 0, 4, 8, 2}, 
    {2, 0, 7, 0, 7, 4, 0, 0, 0, 4, 0, 0, 4, 0, 4, 0, 0, 0, 0, 0, 0, 4, 8, 0, 2}, 
    {2, 7, 0, 7, 0, 4, 0, 0, 0, 4, 0, 0, 4, 7, 4, 0, 0, 0, 0, 0, 0, 4, 0, 8, 2}, 
    {2, 0, 7, 0, 7, 4, 0, 0, 0, 0, 0, 0, 4, 0, 4, 0, 0, 0, 0, 0, 4, 0, 8, 0, 2}, 
    {2, 7, 0, 7, 0, 4, 0, 0, 0, 0, 0, 0, 4, 7, 4, 0, 0, 0, 0, 0, 4, 8, 0, 8, 2}, 
    {2, 0, 7, 0, 7, 4, 0, 0, 0, 0, 0, 0, 4, 0, 4, 0, 0, 0, 0, 4, 8, 0, 8, 0, 2}, 
    {2, 7, 0, 7, 0, 4, 4, 4, 4, 4, 4, 4, 4, 7, 4, 0, 0, 0, 0, 4, 0, 8, 0, 8, 2}, 
    {2, 0, 7, 0, 7, 0, 7, 0, 7, 0, 7, 0, 7, 0, 4, 0, 0, 0, 0, 4, 8, 0, 8, 0, 2}, 
    {2, 7, 0, 7, 0, 7, 0, 7, 0, 7, 0, 7, 0, 7, 4, 0, d, 0, 4, 8, 0, 8, 0, 8, 2}, 
    {2, 0, 7, 0, 7, 0, 7, 0, 7, 0, 7, 0, 7, 0, 4, 0, 0, 0, 4, 0, 8, 0, 8, 0, 2}, 
    {2, 2, 2, 2, 2, 2, 2, 2, 2, 2, 2, 2, 2, 2, 2, 2, 2, 2, 2, 2, 2, 2, 2, 2, 2}, 
  }, 
  //lvl 13
  {
    {4, 4, 4, 4, 4, 2, 2, 2, 2, 4, 4, 4, 4, 4, 4, 4, 4, 4, 4, 4, 4, 4, 4, 2, 2}, 
    {4, 0, 0, 0, 4, 0, 9, 0, 4, 0, 0, 0, 0, 0, 0, 0, 0, 0, 0, 0, 0, 0, 0, 4, 2}, 
    {4, 0, 0, 0, 4, 9, 0, 9, 4, 0, 0, 0, 0, 0, 0, 0, 0, 0, 0, 0, 0, 0, 0, 4, 2}, 
    {4, 0, 0, 0, 4, 0, 9, 0, 4, 0, 0, 0, 0, 0, 0, 0, 0, 0, 0, 0, 0, 0, 0, 4, 2}, 
    {4, 0, 0, 0, 4, 9, 0, 9, 4, 0, 0, 4, 0, 0, 4, 0, 0, 4, 0, 0, 0, 0, 0, 4, 2}, 
    {2, 4, 0, 0, 0, 4, 9, 0, 4, 0, 0, 4, 0, 0, 4, 0, 0, 4, 0, 0, 0, 0, 0, 4, 2}, 
    {2, 4, 0, 0, 0, 4, 0, 9, 4, 0, 0, 4, 0, 0, 0, 0, 0, 0, 0, 0, 0, 0, 0, 4, 2}, 
    {2, 4, 0, 0, 0, 4, 9, 0, 2, 0, 0, 4, 0, 0, 0, 0, 0, 0, 0, 0, 0, 0, 0, 4, 2}, 
    {2, 7, 4, 0, 0, 0, 4, 9, 2, 0, 0, 4, 0, 0, 0, 0, 0, 0, 0, 4, 0, 1, 0, 4, 2}, 
    {2, 0, 4, 0, 0, 0, 4, 0, 2, 0, 0, 4, 4, 4, 4, 4, 4, 4, 4, 4, 0, 8, 0, 4, 2}, 
    {2, 7, 0, 4, 0, 0, 0, 4, 2, 0, 0, 2, 0, 7, 0, 4, 4, 0, 0, 0, 0, l, 0, 4, 2}, 
    {2, 0, 7, 4, 0, 0, 0, 4, 4, 0, 0, 0, 2, 0, 4, 0, 0, 0, 0, 0, 0, 0, 0, 4, 2}, 
    {2, 7, 0, 7, 4, 0, 0, 0, 4, 0, 0, u, 2, 7, 4, 0, 0, 0, 0, 0, 0, 0, 4, 8, 2}, 
    {2, 0, 7, 0, 7, 4, 0, 0, 0, 4, 0, 0, 2, 0, 4, 0, 4, 0, 0, 0, 0, 0, 4, 0, 2}, 
    {2, 7, 0, 7, 0, 4, 0, 0, 0, 4, 0, 0, 2, 7, 4, 0, 0, 0, 0, 4, 0, 0, 4, 8, 2}, 
    {2, 0, 7, 0, 7, 4, 0, 0, 0, 4, 0, 0, 4, 0, 4, 0, 0, 0, 0, 0, 0, 4, 8, 0, 2}, 
    {2, 7, 0, 7, 0, 4, 0, 0, 0, 4, 0, 0, 4, 7, 4, 0, 0, 0, 0, 0, 0, 4, 0, 8, 2}, 
    {2, 0, 7, 0, 7, 4, 0, 0, 0, 0, 0, 0, 4, 0, 4, 0, 0, 0, 0, 0, 4, 0, 8, 0, 2}, 
    {2, 7, 0, 7, 0, 4, 0, 0, 0, 0, 0, 0, 4, 7, 4, 0, 0, 0, 0, 0, 4, 8, 0, 8, 2}, 
    {2, 0, 7, 0, 7, 4, 0, 0, 0, 0, 0, 0, 4, 0, 4, 0, 0, 0, 0, 4, 8, 0, 8, 0, 2}, 
    {2, 7, 0, 7, 0, 4, 4, 4, 4, 4, 4, 4, 4, 7, 4, 4, 0, 0, 0, 4, 0, 8, 0, 8, 2}, 
    {2, 0, 7, 0, 7, 0, 7, 0, 7, 0, 7, 0, 7, 0, 4, 0, 0, 0, 0, 4, 8, 0, 8, 0, 2}, 
    {2, 7, 0, 7, 0, 7, 0, 7, 0, 7, 0, 7, 0, 7, 4, 0, d, 0, 4, 8, 0, 8, 0, 8, 2}, 
    {2, 0, 7, 0, 7, 0, 7, 0, 7, 0, 7, 0, 7, 0, 4, 0, 3, 0, 4, 0, 8, 0, 8, 0, 2}, 
    {2, 2, 2, 2, 2, 2, 2, 2, 2, 2, 2, 2, 2, 2, 2, 2, 2, 2, 2, 2, 2, 2, 2, 2, 2}, 
  }, 
  //lvl 14
  {
    {2, 2, 2, 2, 2, 2, 2, 2, 2, 2, 2, 2, 2, 2, 2, 2, 2, 2, 2, 2, 2, 2, 2, 2, 2}, 
    {2, 4, 4, 0, 0, 0, 0, 0, 0, 0, 0, 0, 0, 7, 0, 0, 0, 0, 0, 0, 0, 7, 0, 0, 2}, 
    {2, 0, 0, 4, 4, 0, 0, 0, 0, 0, 0, 0, 7, 7, 7, 0, 0, 7, 0, 0, 7, 7, 7, 0, 2}, 
    {2, 0, 0, 0, 0, 4, 4, 0, 0, 0, 0, 7, 0, 7, 0, 7, 0, 7, 0, 7, 0, 7, 0, 7, 2}, 
    {2, 0, 0, 0, 0, 0, 0, 4, 4, 0, 0, 0, 0, 7, 0, 0, 0, 7, 0, 0, 0, 7, 0, 0, 2}, 
    {2, 0, 0, 0, 0, 0, 0, 0, 0, 4, 4, 0, 0, 7, 0, 7, 0, 7, 0, 7, 0, 7, 0, 0, 2}, 
    {2, 0, 0, 0, 0, 0, 0, 0, 0, 0, 0, 4, 4, 7, 0, 0, 7, 7, 7, 0, 0, 7, 0, 0, 2}, 
    {2, 0, 0, 0, 0, 0, 0, 0, 0, 0, 0, 0, 0, 4, 4, 0, 0, 7, 0, 0, 0, 0, 0, 0, 2}, 
    {2, 0, 0, 0, 0, 0, 0, 0, 0, 0, 0, 0, 0, 0, 0, 4, 4, 0, 0, 0, 0, 0, 0, 0, 2}, 
    {2, 0, 0, 0, 0, 0, 0, 0, 0, 0, 0, 0, 0, 0, 0, 0, 0, 4, 4, 0, 0, 0, 0, 0, 2}, 
    {2, 0, 0, 0, 0, 0, 0, 0, 0, 0, 0, 0, 0, 0, 0, 0, 0, 0, 0, 4, 4, 0, 0, 0, 2}, 
    {2, 0, 0, 0, 0, 0, 0, 0, 0, 0, 0, 0, 0, 0, 0, 0, 0, 0, 0, 0, 0, 4, 4, 0, 2}, 
    {2, 1, 0, 0, 0, 0, 0, 0, 0, 0, 0, 0, 0, 0, 0, 0, 0, 0, 0, 0, 0, 3, 3, 4, 2}, 
    {2, 2, 0, 0, 0, 0, 0, 0, 0, 0, 0, 0, 0, 0, 0, 0, 0, 0, 0, 0, 0, 4, 4, 0, 2}, 
    {2, 0, 0, 0, 0, 0, 0, 0, 0, 0, 0, 0, 0, 0, 0, 0, 0, 0, 0, 4, 4, 0, 0, 0, 2}, 
    {2, 0, 0, 0, 0, 0, 0, 0, 0, 0, 0, 0, 0, 0, 0, 0, 0, 4, 4, 0, 0, 0, 0, 0, 2}, 
    {2, 0, 0, 0, 0, 0, 0, 0, 0, 0, 0, 0, 0, 0, 0, 4, 4, 0, 0, 0, 0, 0, 0, 0, 2}, 
    {2, 0, 0, 0, 0, 0, 0, 0, 0, 0, 0, 0, 0, 4, 4, 3, 3, 3, 0, 0, 0, 0, 0, 0, 2}, 
    {2, 0, 0, 0, 0, 0, 0, 0, 0, 0, 0, 4, 4, 0, 3, 3, 3, 3, 3, 0, 0, 0, 0, 0, 2}, 
    {2, 0, 0, 0, 0, 0, 0, 0, 0, 4, 4, 0, 0, 3, 3, 3, 3, 3, 3, 3, 0, 0, 0, 0, 2}, 
    {2, 0, 0, 0, 0, 0, 0, 4, 4, 0, 0, 0, 0, 3, 3, 3, 3, 3, 3, 3, 0, 0, 0, 0, 2}, 
    {2, 0, 0, 0, 0, 4, 4, 0, 0, 0, 0, 0, 0, 3, 3, 3, 3, 3, 3, 3, 0, 0, 0, 0, 2}, 
    {2, 0, 0, 4, 4, 0, 0, 0, 0, 0, 0, 0, 0, 0, 3, 3, 3, 3, 3, 0, 0, 0, 0, 0, 2}, 
    {2, 4, 4, 0, 0, 0, 0, 0, 0, 0, 0, 0, 0, 0, 0, 3, 3, 3, 0, 0, 0, 0, 0, 0, 2}, 
    {2, 2, 2, 2, 2, 2, 2, 2, 2, 2, 2, 2, 2, 2, 2, 2, 2, 2, 2, 2, 2, 2, 2, 2, 2}, 
  }, 
  //lvl 15
  {
    {2, 2, 2, 2, 2, 2, 2, 2, 2, 2, 2, 2, 2, 2, 2, 2, 2, 2, 2, 2, 2, 2, 2, 2, 2}, 
    {2, d, d, d, d, d, l, l, l, l, l, l, l, l, l, l, l, l, l, l, l, l, l, l, 2}, 
    {2, 0, 0, 0, 0, 0, 2, u, 2, 2, 2, u, 2, u, 2, u, 2, u, 2, u, u, u, u, u, 2}, 
    {2, 0, 0, 0, 0, 0, 2, u, 0, 0, 2, u, 2, u, 2, u, 2, u, 2, 0, 4, 4, 4, 0, 2}, 
    {2, 0, 0, 0, 0, 0, 2, 2, 2, 2, 2, 0, 2, 0, 2, k, 2, 0, 2, 0, 0, 0, 0, 0, 2}, 
    {2, 0, 0, 0, 0, 0, 2, 0, 0, 0, 0, 0, 2, 0, 2, 0, 2, 0, 2, 0, 0, 0, 0, 0, 2}, 
    {2, 0, 0, 0, 0, 0, 2, 0, 2, 2, 2, 0, 2, 0, 2, 0, 2, 0, 2, 0, 0, 0, 0, 0, 2}, 
    {2, 0, 0, 0, 0, 0, 2, 0, 2, 0, 2, 0, 2, 0, 2, 0, 2, 0, 2, 0, 0, 0, 0, 0, 2}, 
    {2, 0, 0, 0, 0, 0, 2, 0, 0, 0, 2, 0, 2, 0, 2, 0, 2, 0, 2, 4, 0, 0, 0, 4, 2}, 
    {2, 0, 0, 0, 0, 0, 2, 2, 2, 2, 2, 0, 2, u, l, u, r, u, 2, 0, 0, 0, 0, 0, 2}, 
    {2, 0, 0, 0, 0, 0, 2, 0, 0, 0, 0, 0, 2, r, r, u, u, l, 2, 0, 0, 2, 0, 0, 2}, 
    {2, 0, 0, 0, 0, 0, 2, 0, 2, 2, 2, 0, 2, l, l, r, r, u, 2, 0, 0, 5, 0, 0, 2}, 
    {2, 0, 0, 0, 0, 0, 2, 0, 2, 5, 2, 0, 2, u, l, u, l, r, 2, 0, 0, 0, 0, 0, 2}, 
    {2, 0, 0, 0, 0, 0, 2, 0, 2, 0, 0, 0, 2, l, u, r, u, u, 2, 4, 0, 0, 0, 4, 2}, 
    {2, 0, 0, 0, 0, 0, 2, 0, 2, 2, 2, 2, 2, r, u, r, l, r, 2, 0, 0, 0, 0, 0, 2}, 
    {2, 0, 0, 0, 0, 0, 2, 0, 0, 0, 0, 0, 2, r, r, u, r, l, 2, 0, 0, 0, 0, 0, 2}, 
    {2, 0, 0, 0, 0, 0, 2, 2, 2, 2, 2, 0, 2, r, l, u, r, l, 2, 0, 0, 4, 0, 0, 2}, 
    {2, 0, 0, 0, 0, 0, 2, 0, 0, 0, 2, 0, 2, r, l, u, l, l, 2, 0, 0, 0, 0, 0, 2}, 
    {2, 0, 0, 0, 0, 0, 2, 0, 2, 0, 2, 0, 2, r, u, r, u, l, 2, 0, 0, 0, 0, 0, 2}, 
    {2, 0, 0, 0, 0, 0, 2, 0, 2, 0, 2, 0, 2, l, r, u, l, u, 2, 4, 0, 0, 0, 4, 2}, 
    {2, 0, 0, 0, 0, 0, 2, 0, 2, 2, 2, 0, 2, r, u, l, u, u, 2, 0, 0, 0, 0, 0, 2}, 
    {2, 0, 0, 0, 0, 0, 2, 0, 0, 0, 0, 0, 2, 0, 0, 0, 0, 0, 2, 0, 0, 0, 0, 0, 2}, 
    {2, 0, 0, 0, 0, 0, 2, 2, 2, 0, 2, 2, 2, u, 2, u, 2, u, 2, 0, 0, 0, 0, 0, 2}, 
    {2, 1, 0, 0, 0, 0, 0, 0, 0, 0, 0, 0, 0, 0, 0, 0, 0, 0, 0, 0, 0, 0, 0, 6, 2}, 
    {2, 2, 2, 2, 2, 2, 2, 2, 2, 2, 2, 2, 2, 2, 2, 2, 2, 2, 2, 2, 2, 2, 2, 2, 2}, 
  }, 
  //lvl 16
  {
    {4, 4, 4, 4, 4, 4, 4, 4, 4, 4, 4, 4, 4, 4, 4, 4, 4, 4, 4, 4, 4, 4, 4, 4, 4}, 
    {4, 1, 0, 0, 0, 0, 4, 0, 0, 0, 0, 0, 0, 0, 0, d, 0, 0, 0, 0, 0, 0, 0, 0, 4}, 
    {4, 2, 0, 0, 0, 0, 4, 0, 0, 0, 0, 0, 0, 0, 0, d, 0, 0, 0, 0, 0, 0, 0, 0, 4}, 
    {4, 0, 0, 0, 0, 0, 4, 0, 4, 0, 0, 0, 0, 0, 0, d, 0, 0, 0, 0, 0, 0, 4, 0, 4}, 
    {4, 0, 0, 0, 0, 4, 4, 0, 0, 0, 0, 0, 0, 0, 0, d, 0, 0, 0, 0, 0, 0, 0, 0, 4}, 
    {4, 0, 0, 0, 0, 0, 4, 0, 0, 0, 0, 0, 0, 0, 0, d, 0, 2, 0, 0, 0, 0, 0, 0, 4}, 
    {4, 0, 4, 0, 0, 0, 4, 0, 0, 0, 0, 4, 0, 0, 0, d, 2, 0, 0, 0, 0, 0, 0, 0, 4}, 
    {4, 0, 0, 0, 0, 0, 4, 0, 0, 0, 0, 0, 0, 0, 0, d, 0, 0, 0, 0, 0, 0, 0, 0, 4}, 
    {4, 0, 0, 0, 0, 2, 4, 0, 0, 0, 0, 0, 0, 0, 0, d, 0, l, l, l, l, l, l, l, 4}, 
    {4, 0, 0, 0, 2, 0, 4, 0, 0, 0, 0, 0, 0, 0, 0, 0, 4, 0, 0, 0, 0, 0, 0, 0, 4}, 
    {4, 0, 0, 0, 0, 0, 4, 0, 4, 0, 0, 0, 0, 0, 0, 0, 4, 0, 4, 0, 0, 0, 0, 0, 4}, 
    {4, 0, 0, 0, 0, 0, 4, 0, 0, 0, 0, 0, 4, 0, 0, 2, 4, 0, 0, 0, 0, 2, 0, 0, 4}, 
    {4, 0, 0, 4, 0, 0, 4, 0, 0, 0, 0, 0, 0, 0, 2, 0, 4, 0, 0, 0, 0, 0, 2, 0, 4}, 
    {4, 0, 0, 0, 0, 0, 4, 0, 0, 0, 0, 2, 0, 0, 0, 0, 4, 0, 0, 4, 0, 0, 0, 0, 4}, 
    {4, 0, 0, 0, 0, 0, 4, 0, 0, 0, 0, 0, 2, 0, 0, 0, 4, 0, 2, 0, 0, 0, 0, 0, 4}, 
    {4, 2, 0, 0, 0, 0, 4, 4, 0, 0, 0, 0, 0, 0, 4, 4, 4, 2, 0, 0, 0, 0, 0, 0, 4}, 
    {4, 0, 2, 0, 0, 0, 4, 3, 3, 3, 3, 3, 3, 3, 3, 3, 4, 0, 0, 0, 0, 4, 0, 0, 4}, 
    {4, 0, 0, 0, 0, 4, 4, 4, 4, 4, 4, 4, 4, 4, 4, 4, 4, 0, 0, 0, 0, 0, 0, 0, 4}, 
    {4, r, r, r, r, r, 0, 0, 2, 0, 0, 0, 0, 0, 0, 2, 0, u, 0, 0, 0, 0, 0, 0, 4}, 
    {4, 0, 0, 0, 0, 0, 0, 0, 0, 2, 0, 0, 4, 0, 0, 0, 2, u, 0, 0, 4, 0, 0, 0, 4}, 
    {4, 0, 0, 0, 0, 0, 0, 0, 0, 0, 0, 0, 0, 0, 0, 0, 0, u, 0, 0, 0, 4, 0, 0, 4}, 
    {4, 0, 0, 0, 0, 0, 0, 0, 4, 0, 0, 0, 0, 0, 0, 0, 0, u, 0, 0, 0, 0, 0, 0, 4}, 
    {4, 0, 0, 0, 0, 0, 0, 0, 0, 0, 0, 0, 2, 0, 0, 4, 0, u, 0, 0, 0, 0, 0, 0, 4}, 
    {4, 0, 0, 0, 0, 0, 0, 0, 0, 0, 0, 2, 0, 0, 0, 0, 0, u, 0, 0, 0, 0, 0, 0, 4}, 
    {4, 4, 4, 4, 4, 4, 4, 4, 4, 4, 4, 4, 4, 4, 4, 4, 4, 4, 4, 4, 4, 4, 4, 4, 4}, 
  }, 
};
float slide=0.9;
int win=0;
int levels=0;
int d_d=0;
int a_a=0;
int s_s=0;
int w_w=0;
int s_sp=0;
int[] key_log;
int[] skip={1,3,1,3,2,4,2,4,5,5};
float[] ball_size={10, 10, 10, 10, 10, 10, 10, 5, 10, 10, 10, 10, 10, 10, 10, 10, 10};
int mode=1;
void setup() {
  size(500, 500);
  key_log=new int[10];
  p=new Player();
  p.prep();
  frameRate(60);
}
void draw() {
  background(51);
  p.move();
  p.show();
  if(key_log[0]==skip[0]&&key_log[1]==skip[1]&&key_log[2]==skip[2]&&key_log[3]==skip[3]&&key_log[4]==skip[4]&&key_log[5]==skip[5]&&key_log[6]==skip[6]&&key_log[7]==skip[7]
  &&key_log[8]==skip[8]&&key_log[9]==skip[9]){
    win=1;
    key_log=new int[10];
  }
  if (win==1) {
    levels++;
    if (levels==level.length) {
      //println(millis());
    }
    levels=levels%level.length;
    win=0;
    p.prep();
  }
}
void keyReleased() {
  if (key==' ') {
    s_s=0;
    p.sd=1;
  }
  if (key=='a') {
    a_a=0;
    key_logAdd(2);
  }
  if (key=='w') {
    w_w=0;
    key_logAdd(1);
  }
  if (key=='s') {
    s_sp=0;
    key_logAdd(3);
  }
  if (key=='d') {
    d_d=0;
    key_logAdd(4);
  }
  if (key=='A') {
    a_a=0;
    key_logAdd(2);
  }
  if (key=='W') {
    w_w=0;
    key_logAdd(1);
  }
  if (key=='S') {
    s_sp=0;
    key_logAdd(3);
  }
  if (key=='D') {
    d_d=0;
    key_logAdd(4);
  }
  if (keyCode==LEFT) {
    a_a=0;
    key_logAdd(2);
  }
  if (keyCode==RIGHT) {
    d_d=0;
    key_logAdd(4);
  }
  if (keyCode==UP) {
    w_w=0;
    key_logAdd(1);
  }
  if (keyCode==DOWN) {
    s_sp=0;
    key_logAdd(3);
  }
  if(key=='r' || key=='R'){
    key_logAdd(5);
  }
}
void keyPressed() {
  if (key==' ') {
    s_s=1;
  }
  if (key=='r') {
    p.prep();
  }
  if (key=='R') {
    p.prep();
  }
  if (key=='a') {
    a_a=1;
  }
  if (key=='d') {
    d_d=1;
  }
  if (key=='w') {
    w_w=1;
  }
  if (key=='s') {
    s_sp=1;
  }
  if (key=='A') {
    a_a=1;
  }
  if (key=='D') {
    d_d=1;
  }
  if (key=='W') {
    w_w=1;
  }
  if (key=='S') {
    s_sp=1;
  }
  if (keyCode==LEFT) {
    a_a=1;
  }
  if (keyCode==RIGHT) {
    d_d=1;
  }
  if (keyCode==UP) {
    w_w=1;
  }
  if (keyCode==DOWN) {
    s_sp=1;
  }
}
class Player {
  PVector pos;
  PVector vel=new PVector(0, 0);
  PVector acc=new PVector(0, 0);
  PVector maxvel=new PVector(ball_size[levels]/2, ball_size[levels]/2);
  int p=0;
  int sd=1;
  //movement speed
  float mm=2;
  //gravity
  float g=1;
  float hg=0;
  float bounce=0.5;
  float bounce_2=1.5;
  void prep() {
    maxvel=new PVector(ball_size[levels]/2, ball_size[levels]/2);
    for (int i=0; i<level[levels].length; i++) {
      for (int j=0; j<level[levels][i].length; j++) {
        if (level[levels][i][j]==1) {
          pos=new PVector((width/level[levels][i].length)*j+(width/level[levels][i].length)/2, (height/level[levels].length)*i+(height/level[levels].length)/2);
          vel.x=0;
          vel.y=0;
          g=1;
          hg=0;
          return;
        }
      }
    }
  }
  void move() {
    if (keyPressed==false) {
      if (g!=0) {
        float save=vel.y;
        vel.set(vel.x*slide, save);
      } else {
        float save=vel.x;
        vel.set(save, vel.y*slide);
      }
    }
    PVector att=new PVector(pos.x, pos.y);
    int k=0;
    if ((d_d==1)&&(g!=0)) {
      att.add(mm, 0);
      att.sub(pos);
      k=1;
    }
    if ((a_a==1)&&(g!=0)) {
      att.add(-mm, 0);
      att.sub(pos);
      k=1;
    }
    if ((w_w==1)&&(hg!=0)) {
      att.add(0, -mm);
      att.sub(pos);
      k=1;
    }
    if ((s_sp==1)&&(hg!=0)) {
      att.add(0, mm);
      att.sub(pos);
      k=1;
    }
    if ((s_s==1)&&(sd==1)) {
      g*=-1;
      hg*=-1;
      sd=0;
    }
    if (k==0) {
      att.sub(pos);
    }
    if (g!=0) {
      acc.set(att.x, 0);
    } else {
      acc.set(0, att.y);
    }
    if (mode==0) {
      acc.add(hg, g);
    }
    acc.setMag(0.5);
    if (mode==1) {
      acc.add(hg, g);
    }
    vel.add(acc);
    if (vel.x>maxvel.x) {
      vel.x=maxvel.x;
    }
    if (vel.y>maxvel.y) {
      vel.y=maxvel.y;
    }
    if (vel.x<-maxvel.x) {
      vel.x=-maxvel.x;
    }
    if (vel.y<-maxvel.y) {
      vel.y=-maxvel.y;
    }
    vel.div(hitboxCheck);
    for (int lo=0; lo<hitboxCheck; lo++) {
      pos.add(vel);
      hitbox();
    }
    vel.mult(hitboxCheck);
    if (pos.x<0) {
      prep();
    }
    if (pos.x>width) {
      prep();
    }
    if (pos.y<0) {
      prep();
    }
    if (pos.y>height) {
      prep();
    }
    int gs=0;
    for (int i=0; i<level[levels].length; i++) {
      for (int j=0; j<level[levels][i].length; j++) {
        if (level[levels][i][j]==5) {
          gs=1;
        }
      }
    }

    if (gs==0) {
      for (int i=0; i<level[levels].length; i++) {
        for (int j=0; j<level[levels][i].length; j++) {
          if (level[levels][i][j]==6) {
            level[levels][i][j]=3;
          }
        }
      }
    } else {
      for (int i=0; i<level[levels].length; i++) {
        for (int j=0; j<level[levels][i].length; j++) {
          if (level[levels][i][j]==3) {
            level[levels][i][j]=6;
          }
        }
      }
    }
    //-------------------------------
    gs=0;
    for (int i=0; i<level[levels].length; i++) {
      for (int j=0; j<level[levels][i].length; j++) {
        if (level[levels][i][j]==15) {
          gs=1;
        }
      }
    }

    if (gs==0) {
      for (int i=0; i<level[levels].length; i++) {
        for (int j=0; j<level[levels][i].length; j++) {
          if (level[levels][i][j]==14) {
            level[levels][i][j]=-14;
          }
        }
      }
    } else {
      for (int i=0; i<level[levels].length; i++) {
        for (int j=0; j<level[levels][i].length; j++) {
          if (level[levels][i][j]==-14) {
            level[levels][i][j]=14;
          }
        }
      }
    }

    if (frameCount%60==0) {
      for (int i=0; i<level[levels].length; i++) {
        for (int j=0; j<level[levels][i].length; j++) {
          if ((level[levels][i][j]==9)||(level[levels][i][j]==8)) {
            if (level[levels][i][j]==8) {
              level[levels][i][j]=9;
            } else {
              level[levels][i][j]=8;
            }
          }
        }
      }
    }
  }
  void hitbox() {
    for (int i=0; i<level[levels].length; i++) {
      for (int j=0; j<level[levels][i].length; j++) {
        //block
        if ((level[levels][i][j]==2)&&(pos.x>=(width/level[levels][i].length)*j)&&(pos.x<=(width/level[levels][i].length)*(j+1))&&
          (pos.y+(ball_size[levels]/2+1)>=(height/level[levels].length)*i)&&(pos.y+(ball_size[levels]/2+1)<=(height/level[levels].length)*(i+1))) {
          pos.set(pos.x, (height/level[levels].length)*i-(ball_size[levels]/2+1));
          vel.y*=-bounce;
        }
        if ((level[levels][i][j]==2)&&(pos.x>=(width/level[levels][i].length)*j)&&(pos.x<=(width/level[levels][i].length)*(j+1))&&
          (pos.y-(ball_size[levels]/2+1)>=(height/level[levels].length)*i)&&(pos.y-(ball_size[levels]/2+1)<=(height/level[levels].length)*(i+1))) {
          pos.set(pos.x, (height/level[levels].length)*(i+1)+(ball_size[levels]/2+1));
          vel.y*=-bounce;
        }
        if ((level[levels][i][j]==2)&&(pos.x+(ball_size[levels]/2+1)>=(width/level[levels][i].length)*j)&&(pos.x+(ball_size[levels]/2+1)<=(width/level[levels][i].length)*(j+1))&&
          (pos.y>=(height/level[levels].length)*i)&&(pos.y<=(height/level[levels].length)*(i+1))) {
          pos.set((width/level[levels][i].length)*j-(ball_size[levels]/2+1), pos.y);
          vel.x*=-bounce;
        }
        if ((level[levels][i][j]==2)&&(pos.x-(ball_size[levels]/2+1)>=(width/level[levels][i].length)*j)&&(pos.x-(ball_size[levels]/2+1)<=(width/level[levels][i].length)*(j+1))&&
          (pos.y>=(height/level[levels].length)*i)&&(pos.y<=(height/level[levels].length)*(i+1))) {
          pos.set((width/level[levels][i].length)*(j+1)+(ball_size[levels]/2+1), pos.y);
          vel.x*=-bounce;
        }
        //change block
        if ((level[levels][i][j]==8)&&(pos.x>=(width/level[levels][i].length)*j)&&(pos.x<=(width/level[levels][i].length)*(j+1))&&
          (pos.y+(ball_size[levels]/2+1)>=(height/level[levels].length)*i)&&(pos.y+(ball_size[levels]/2+1)<=(height/level[levels].length)*(i+1))) {
          pos.set(pos.x, (height/level[levels].length)*i-(ball_size[levels]/2+1));
          vel.y*=-bounce;
        }
        if ((level[levels][i][j]==8)&&(pos.x>=(width/level[levels][i].length)*j)&&(pos.x<=(width/level[levels][i].length)*(j+1))&&
          (pos.y-(ball_size[levels]/2+1)>=(height/level[levels].length)*i)&&(pos.y-(ball_size[levels]/2+1)<=(height/level[levels].length)*(i+1))) {
          pos.set(pos.x, (height/level[levels].length)*(i+1)+(ball_size[levels]/2+1));
          vel.y*=-bounce;
        }
        if ((level[levels][i][j]==8)&&(pos.x+(ball_size[levels]/2+1)>=(width/level[levels][i].length)*j)&&(pos.x+(ball_size[levels]/2+1)<=(width/level[levels][i].length)*(j+1))&&
          (pos.y>=(height/level[levels].length)*i)&&(pos.y<=(height/level[levels].length)*(i+1))) {
          pos.set((width/level[levels][i].length)*j-(ball_size[levels]/2+1), pos.y);
          vel.x*=-bounce;
        }
        if ((level[levels][i][j]==8)&&(pos.x-(ball_size[levels]/2+1)>=(width/level[levels][i].length)*j)&&(pos.x-(ball_size[levels]/2+1)<=(width/level[levels][i].length)*(j+1))&&
          (pos.y>=(height/level[levels].length)*i)&&(pos.y<=(height/level[levels].length)*(i+1))) {
          pos.set((width/level[levels][i].length)*(j+1)+(ball_size[levels]/2+1), pos.y);
          vel.x*=-bounce;
        }
        //death
        if ((level[levels][i][j]==4)&&(pos.x>=(width/level[levels][i].length)*j)&&(pos.x<=(width/level[levels][i].length)*(j+1))&&
          (pos.y+(ball_size[levels]/2+1)>=(height/level[levels].length)*i)&&(pos.y+(ball_size[levels]/2+1)<=(height/level[levels].length)*(i+1))) {
          for (int l=0; l<level[levels].length; l++) {
            for (int o=0; o<level[levels][l].length; o++) {
              if (level[levels][l][o]==-1) {
                level[levels][l][o]=5;
              }
              if (level[levels][l][o]==-15) {
                level[levels][l][o]=15;
              }
            }
          }
          g=1;
          hg=0;
          prep();
          vel.set(0, 0);
        }
        if ((level[levels][i][j]==4)&&(pos.x>=(width/level[levels][i].length)*j)&&(pos.x<=(width/level[levels][i].length)*(j+1))&&
          (pos.y-(ball_size[levels]/2+1)>=(height/level[levels].length)*i)&&(pos.y-(ball_size[levels]/2+1)<=(height/level[levels].length)*(i+1))) {
          for (int l=0; l<level[levels].length; l++) {
            for (int o=0; o<level[levels][l].length; o++) {
              if (level[levels][l][o]==-1) {
                level[levels][l][o]=5;
              }
              if (level[levels][l][o]==-15) {
                level[levels][l][o]=15;
              }
            }
          }
          g=1;
          hg=0;
          prep();
          vel.set(0, 0);
        }
        if ((level[levels][i][j]==4)&&(pos.x+(ball_size[levels]/2+1)>=(width/level[levels][i].length)*j)&&(pos.x+(ball_size[levels]/2+1)<=(width/level[levels][i].length)*(j+1))&&
          (pos.y>=(height/level[levels].length)*i)&&(pos.y<=(height/level[levels].length)*(i+1))) {
          for (int l=0; l<level[levels].length; l++) {
            for (int o=0; o<level[levels][l].length; o++) {
              if (level[levels][l][o]==-1) {
                level[levels][l][o]=5;
              }
              if (level[levels][l][o]==-15) {
                level[levels][l][o]=15;
              }
            }
          }
          g=1;
          hg=0;
          prep();
          vel.set(0, 0);
        }
        if ((level[levels][i][j]==4)&&(pos.x-(ball_size[levels]/2+1)>=(width/level[levels][i].length)*j)&&(pos.x-(ball_size[levels]/2+1)<=(width/level[levels][i].length)*(j+1))&&
          (pos.y>=(height/level[levels].length)*i)&&(pos.y<=(height/level[levels].length)*(i+1))) {
          for (int l=0; l<level[levels].length; l++) {
            for (int o=0; o<level[levels][l].length; o++) {
              if (level[levels][l][o]==-1) {
                level[levels][l][o]=5;
              }
              if (level[levels][l][o]==-15) {
                level[levels][l][o]=15;
              }
            }
          }
          g=1;
          hg=0;
          prep();
          vel.set(0, 0);
        }

        //goal

        if ((level[levels][i][j]==3)&&(pos.x>=(width/level[levels][i].length)*j)&&(pos.x<=(width/level[levels][i].length)*(j+1))&&
          (pos.y+(ball_size[levels]/2+1)>=(height/level[levels].length)*i)&&(pos.y+(ball_size[levels]/2+1)<=(height/level[levels].length)*(i+1))) {
          win=1;
          g=1;
          hg=0;
        }
        if ((level[levels][i][j]==3)&&(pos.x>=(width/level[levels][i].length)*j)&&(pos.x<=(width/level[levels][i].length)*(j+1))&&
          (pos.y-(ball_size[levels]/2+1)>=(height/level[levels].length)*i)&&(pos.y-(ball_size[levels]/2+1)<=(height/level[levels].length)*(i+1))) {
          win=1;
          g=1;
          hg=0;
        }
        if ((level[levels][i][j]==3)&&(pos.x+(ball_size[levels]/2+1)>=(width/level[levels][i].length)*j)&&(pos.x+(ball_size[levels]/2+1)<=(width/level[levels][i].length)*(j+1))&&
          (pos.y>=(height/level[levels].length)*i)&&(pos.y<=(height/level[levels].length)*(i+1))) {
          win=1;
          g=1;
          hg=0;
        }
        if ((level[levels][i][j]==3)&&(pos.x-(ball_size[levels]/2+1)>=(width/level[levels][i].length)*j)&&(pos.x-(ball_size[levels]/2+1)<=(width/level[levels][i].length)*(j+1))&&
          (pos.y>=(height/level[levels].length)*i)&&(pos.y<=(height/level[levels].length)*(i+1))) {
          win=1;
          g=1;
          hg=0;
        }

        //key
        if ((level[levels][i][j]==5)&&(pos.x>=(width/level[levels][i].length)*j)&&(pos.x<=(width/level[levels][i].length)*(j+1))&&
          (pos.y+(ball_size[levels]/2+1)>=(height/level[levels].length)*i)&&(pos.y+(ball_size[levels]/2+1)<=(height/level[levels].length)*(i+1))) {
          level[levels][i][j]=-1;
        }
        if ((level[levels][i][j]==5)&&(pos.x>=(width/level[levels][i].length)*j)&&(pos.x<=(width/level[levels][i].length)*(j+1))&&
          (pos.y-(ball_size[levels]/2+1)>=(height/level[levels].length)*i)&&(pos.y-(ball_size[levels]/2+1)<=(height/level[levels].length)*(i+1))) {
          level[levels][i][j]=-1;
        }
        if ((level[levels][i][j]==5)&&(pos.x+(ball_size[levels]/2+1)>=(width/level[levels][i].length)*j)&&(pos.x+(ball_size[levels]/2+1)<=(width/level[levels][i].length)*(j+1))&&
          (pos.y>=(height/level[levels].length)*i)&&(pos.y<=(height/level[levels].length)*(i+1))) {
          level[levels][i][j]=-1;
        }
        if ((level[levels][i][j]==5)&&(pos.x-(ball_size[levels]/2+1)>=(width/level[levels][i].length)*j)&&(pos.x-(ball_size[levels]/2+1)<=(width/level[levels][i].length)*(j+1))&&
          (pos.y>=(height/level[levels].length)*i)&&(pos.y<=(height/level[levels].length)*(i+1))) {
          level[levels][i][j]=-1;
        }

        //bounce pad
        if ((level[levels][i][j]==7)&&(pos.x>=(width/level[levels][i].length)*j)&&(pos.x<=(width/level[levels][i].length)*(j+1))&&
          (pos.y+(ball_size[levels]/2+1)>=(height/level[levels].length)*i)&&(pos.y+(ball_size[levels]/2+1)<=(height/level[levels].length)*(i+1))) {
          vel.y=-maxvel.y;
          vel.y*=bounce_2;
        }
        if ((level[levels][i][j]==7)&&(pos.x>=(width/level[levels][i].length)*j)&&(pos.x<=(width/level[levels][i].length)*(j+1))&&
          (pos.y-(ball_size[levels]/2+1)>=(height/level[levels].length)*i)&&(pos.y-(ball_size[levels]/2+1)<=(height/level[levels].length)*(i+1))) {
          vel.y=maxvel.y;
          vel.y*=bounce_2;
        }
        if ((level[levels][i][j]==7)&&(pos.x+(ball_size[levels]/2+1)>=(width/level[levels][i].length)*j)&&(pos.x+(ball_size[levels]/2+1)<=(width/level[levels][i].length)*(j+1))&&
          (pos.y>=(height/level[levels].length)*i)&&(pos.y<=(height/level[levels].length)*(i+1))) {
          vel.x=-maxvel.x;
          vel.x*=bounce_2;
        }
        if ((level[levels][i][j]==7)&&(pos.x-(ball_size[levels]/2+1)>=(width/level[levels][i].length)*j)&&(pos.x-(ball_size[levels]/2+1)<=(width/level[levels][i].length)*(j+1))&&
          (pos.y>=(height/level[levels].length)*i)&&(pos.y<=(height/level[levels].length)*(i+1))) {
          vel.x=maxvel.x;
          vel.x*=bounce_2;
        }

        //gravity change

        //change up
        if ((level[levels][i][j]==10)&&(pos.x>=(width/level[levels][i].length)*j)&&(pos.x<=(width/level[levels][i].length)*(j+1))&&
          (pos.y+(ball_size[levels]/2+1)>=(height/level[levels].length)*i)&&(pos.y+(ball_size[levels]/2+1)<=(height/level[levels].length)*(i+1))) {
          g=-1;
          hg=0;
        }
        if ((level[levels][i][j]==10)&&(pos.x>=(width/level[levels][i].length)*j)&&(pos.x<=(width/level[levels][i].length)*(j+1))&&
          (pos.y-(ball_size[levels]/2+1)>=(height/level[levels].length)*i)&&(pos.y-(ball_size[levels]/2+1)<=(height/level[levels].length)*(i+1))) {
          g=-1;
          hg=0;
        }
        if ((level[levels][i][j]==10)&&(pos.x+(ball_size[levels]/2+1)>=(width/level[levels][i].length)*j)&&(pos.x+(ball_size[levels]/2+1)<=(width/level[levels][i].length)*(j+1))&&
          (pos.y>=(height/level[levels].length)*i)&&(pos.y<=(height/level[levels].length)*(i+1))) {
          g=-1;
          hg=0;
        }
        if ((level[levels][i][j]==10)&&(pos.x-(ball_size[levels]/2+1)>=(width/level[levels][i].length)*j)&&(pos.x-(ball_size[levels]/2+1)<=(width/level[levels][i].length)*(j+1))&&
          (pos.y>=(height/level[levels].length)*i)&&(pos.y<=(height/level[levels].length)*(i+1))) {
          g=-1;
          hg=0;
        }
        //change right
        if ((level[levels][i][j]==11)&&(pos.x>=(width/level[levels][i].length)*j)&&(pos.x<=(width/level[levels][i].length)*(j+1))&&
          (pos.y+(ball_size[levels]/2+1)>=(height/level[levels].length)*i)&&(pos.y+(ball_size[levels]/2+1)<=(height/level[levels].length)*(i+1))) {
          g=0;
          hg=1;
        }
        if ((level[levels][i][j]==11)&&(pos.x>=(width/level[levels][i].length)*j)&&(pos.x<=(width/level[levels][i].length)*(j+1))&&
          (pos.y-(ball_size[levels]/2+1)>=(height/level[levels].length)*i)&&(pos.y-(ball_size[levels]/2+1)<=(height/level[levels].length)*(i+1))) {
          g=0;
          hg=1;
        }
        if ((level[levels][i][j]==11)&&(pos.x+(ball_size[levels]/2+1)>=(width/level[levels][i].length)*j)&&(pos.x+(ball_size[levels]/2+1)<=(width/level[levels][i].length)*(j+1))&&
          (pos.y>=(height/level[levels].length)*i)&&(pos.y<=(height/level[levels].length)*(i+1))) {
          g=0;
          hg=1;
        }
        if ((level[levels][i][j]==11)&&(pos.x-(ball_size[levels]/2+1)>=(width/level[levels][i].length)*j)&&(pos.x-(ball_size[levels]/2+1)<=(width/level[levels][i].length)*(j+1))&&
          (pos.y>=(height/level[levels].length)*i)&&(pos.y<=(height/level[levels].length)*(i+1))) {
          g=0;
          hg=1;
        }
        //change down
        if ((level[levels][i][j]==12)&&(pos.x>=(width/level[levels][i].length)*j)&&(pos.x<=(width/level[levels][i].length)*(j+1))&&
          (pos.y+(ball_size[levels]/2+1)>=(height/level[levels].length)*i)&&(pos.y+(ball_size[levels]/2+1)<=(height/level[levels].length)*(i+1))) {
          g=1;
          hg=0;
        }
        if ((level[levels][i][j]==12)&&(pos.x>=(width/level[levels][i].length)*j)&&(pos.x<=(width/level[levels][i].length)*(j+1))&&
          (pos.y-(ball_size[levels]/2+1)>=(height/level[levels].length)*i)&&(pos.y-(ball_size[levels]/2+1)<=(height/level[levels].length)*(i+1))) {
          g=1;
          hg=0;
        }
        if ((level[levels][i][j]==12)&&(pos.x+(ball_size[levels]/2+1)>=(width/level[levels][i].length)*j)&&(pos.x+(ball_size[levels]/2+1)<=(width/level[levels][i].length)*(j+1))&&
          (pos.y>=(height/level[levels].length)*i)&&(pos.y<=(height/level[levels].length)*(i+1))) {
          g=1;
          hg=0;
        }
        if ((level[levels][i][j]==12)&&(pos.x-(ball_size[levels]/2+1)>=(width/level[levels][i].length)*j)&&(pos.x-(ball_size[levels]/2+1)<=(width/level[levels][i].length)*(j+1))&&
          (pos.y>=(height/level[levels].length)*i)&&(pos.y<=(height/level[levels].length)*(i+1))) {
          g=1;
          hg=0;
        }
        //change left
        if ((level[levels][i][j]==13)&&(pos.x>=(width/level[levels][i].length)*j)&&(pos.x<=(width/level[levels][i].length)*(j+1))&&
          (pos.y+(ball_size[levels]/2+1)>=(height/level[levels].length)*i)&&(pos.y+(ball_size[levels]/2+1)<=(height/level[levels].length)*(i+1))) {
          g=0;
          hg=-1;
        }
        if ((level[levels][i][j]==13)&&(pos.x>=(width/level[levels][i].length)*j)&&(pos.x<=(width/level[levels][i].length)*(j+1))&&
          (pos.y-(ball_size[levels]/2+1)>=(height/level[levels].length)*i)&&(pos.y-(ball_size[levels]/2+1)<=(height/level[levels].length)*(i+1))) {
          g=0;
          hg=-1;
        }
        if ((level[levels][i][j]==13)&&(pos.x+(ball_size[levels]/2+1)>=(width/level[levels][i].length)*j)&&(pos.x+(ball_size[levels]/2+1)<=(width/level[levels][i].length)*(j+1))&&
          (pos.y>=(height/level[levels].length)*i)&&(pos.y<=(height/level[levels].length)*(i+1))) {
          g=0;
          hg=-1;
        }
        if ((level[levels][i][j]==13)&&(pos.x-(ball_size[levels]/2+1)>=(width/level[levels][i].length)*j)&&(pos.x-(ball_size[levels]/2+1)<=(width/level[levels][i].length)*(j+1))&&
          (pos.y>=(height/level[levels].length)*i)&&(pos.y<=(height/level[levels].length)*(i+1))) {
          g=0;
          hg=-1;
        }
        //gate
        if ((level[levels][i][j]==14)&&(pos.x>=(width/level[levels][i].length)*j)&&(pos.x<=(width/level[levels][i].length)*(j+1))&&
          (pos.y+(ball_size[levels]/2+1)>=(height/level[levels].length)*i)&&(pos.y+(ball_size[levels]/2+1)<=(height/level[levels].length)*(i+1))) {
          pos.set(pos.x, (height/level[levels].length)*i-(ball_size[levels]/2+1));
          vel.y*=-bounce;
        }
        if ((level[levels][i][j]==14)&&(pos.x>=(width/level[levels][i].length)*j)&&(pos.x<=(width/level[levels][i].length)*(j+1))&&
          (pos.y-(ball_size[levels]/2+1)>=(height/level[levels].length)*i)&&(pos.y-(ball_size[levels]/2+1)<=(height/level[levels].length)*(i+1))) {
          pos.set(pos.x, (height/level[levels].length)*(i+1)+(ball_size[levels]/2+1));
          vel.y*=-bounce;
        }
        if ((level[levels][i][j]==14)&&(pos.x+(ball_size[levels]/2+1)>=(width/level[levels][i].length)*j)&&(pos.x+(ball_size[levels]/2+1)<=(width/level[levels][i].length)*(j+1))&&
          (pos.y>=(height/level[levels].length)*i)&&(pos.y<=(height/level[levels].length)*(i+1))) {
          pos.set((width/level[levels][i].length)*j-(ball_size[levels]/2+1), pos.y);
          vel.x*=-bounce;
        }
        if ((level[levels][i][j]==14)&&(pos.x-(ball_size[levels]/2+1)>=(width/level[levels][i].length)*j)&&(pos.x-(ball_size[levels]/2+1)<=(width/level[levels][i].length)*(j+1))&&
          (pos.y>=(height/level[levels].length)*i)&&(pos.y<=(height/level[levels].length)*(i+1))) {
          pos.set((width/level[levels][i].length)*(j+1)+(ball_size[levels]/2+1), pos.y);
          vel.x*=-bounce;
        }
        //gate key
        if ((level[levels][i][j]==15)&&(pos.x>=(width/level[levels][i].length)*j)&&(pos.x<=(width/level[levels][i].length)*(j+1))&&
          (pos.y+(ball_size[levels]/2+1)>=(height/level[levels].length)*i)&&(pos.y+(ball_size[levels]/2+1)<=(height/level[levels].length)*(i+1))) {
          if (level[levels][i][j]>0) {
            level[levels][i][j]*=-1;
          }
        }
        if ((level[levels][i][j]==15)&&(pos.x>=(width/level[levels][i].length)*j)&&(pos.x<=(width/level[levels][i].length)*(j+1))&&
          (pos.y-(ball_size[levels]/2+1)>=(height/level[levels].length)*i)&&(pos.y-(ball_size[levels]/2+1)<=(height/level[levels].length)*(i+1))) {
          if (level[levels][i][j]>0) {
            level[levels][i][j]*=-1;
          }
        }
        if ((level[levels][i][j]==15)&&(pos.x+(ball_size[levels]/2+1)>=(width/level[levels][i].length)*j)&&(pos.x+(ball_size[levels]/2+1)<=(width/level[levels][i].length)*(j+1))&&
          (pos.y>=(height/level[levels].length)*i)&&(pos.y<=(height/level[levels].length)*(i+1))) {
          if (level[levels][i][j]>0) {
            level[levels][i][j]*=-1;
          }
        }
        if ((level[levels][i][j]==15)&&(pos.x-(ball_size[levels]/2+1)>=(width/level[levels][i].length)*j)&&(pos.x-(ball_size[levels]/2+1)<=(width/level[levels][i].length)*(j+1))&&
          (pos.y>=(height/level[levels].length)*i)&&(pos.y<=(height/level[levels].length)*(i+1))) {
          if (level[levels][i][j]>0) {
            level[levels][i][j]*=-1;
          }
        }
        //halt
        if ((level[levels][i][j]==16)&&(pos.x>=(width/level[levels][i].length)*j)&&(pos.x<=(width/level[levels][i].length)*(j+1))&&
          (pos.y+(ball_size[levels]/2+1)>=(height/level[levels].length)*i)&&(pos.y+(ball_size[levels]/2+1)<=(height/level[levels].length)*(i+1))) {
          pos.set(pos.x, (height/level[levels].length)*i-(ball_size[levels]/2+1));
          bounce/=10;
          vel.y*=-bounce;
          bounce*=10;
          vel.x*=bounce;
        }
        if ((level[levels][i][j]==16)&&(pos.x>=(width/level[levels][i].length)*j)&&(pos.x<=(width/level[levels][i].length)*(j+1))&&
          (pos.y-(ball_size[levels]/2+1)>=(height/level[levels].length)*i)&&(pos.y-(ball_size[levels]/2+1)<=(height/level[levels].length)*(i+1))) {
          pos.set(pos.x, (height/level[levels].length)*(i+1)+(ball_size[levels]/2+1));
          bounce/=10;
          vel.y*=-bounce;
          bounce*=10;
          vel.x*=bounce;
        }
        if ((level[levels][i][j]==16)&&(pos.x+(ball_size[levels]/2+1)>=(width/level[levels][i].length)*j)&&(pos.x+(ball_size[levels]/2+1)<=(width/level[levels][i].length)*(j+1))&&
          (pos.y>=(height/level[levels].length)*i)&&(pos.y<=(height/level[levels].length)*(i+1))) {
          pos.set((width/level[levels][i].length)*j-(ball_size[levels]/2+1), pos.y);
          bounce/=10;
          vel.x*=-bounce;
          bounce*=10;
          vel.y*=bounce;
        }
        if ((level[levels][i][j]==16)&&(pos.x-(ball_size[levels]/2+1)>=(width/level[levels][i].length)*j)&&(pos.x-(ball_size[levels]/2+1)<=(width/level[levels][i].length)*(j+1))&&
          (pos.y>=(height/level[levels].length)*i)&&(pos.y<=(height/level[levels].length)*(i+1))) {
          pos.set((width/level[levels][i].length)*(j+1)+(ball_size[levels]/2+1), pos.y);
          bounce/=10;
          vel.x*=-bounce;
          bounce*=10;
          vel.y*=bounce;
        }
      }
    }
  }

  void show() {
    fill(0, 255, 0);
    noStroke();
    ellipse(pos.x, pos.y, ball_size[levels], ball_size[levels]);
    for (int i=0; i<level[levels].length; i++) {
      for (int j=0; j<level[levels][i].length; j++) {
        noFill();
        noStroke();
        if (level[levels][i][j]==2) {
          fill(255);
					stroke(255);
        } else if (level[levels][i][j]==3) {
          fill(0, 255, 0, 100);
					stroke(0, 255, 0, 100);
        } else if (level[levels][i][j]==4) {
          fill(255, 0, 0);
					stroke(255, 0, 0);
        } else if (level[levels][i][j]==5) {
          fill(255, 255, 0, 100);
					stroke(255, 255, 0, 100);
        } else if (level[levels][i][j]==6) {
          fill(0, 0, 255, 100);
					stroke(0, 0, 255, 100);
        } else if (level[levels][i][j]==7) {
          fill(0, 255, 255, 100);
					stroke(0, 255, 255, 100);
        } else if (level[levels][i][j]==8) {
          fill(180, 100, 100);
					stroke(180, 100, 100);
        } else if (level[levels][i][j]==9) {
          fill(180, 100, 50, 100);
					stroke(180, 100, 50, 100);
        } else if (level[levels][i][j]==14) {
          fill(100, 25, 25);
					stroke(100, 25, 25);
        } else if (level[levels][i][j]==15) {
          fill(255, 225, 125);
					stroke(255, 225, 125);
        } else if (level[levels][i][j]==16) {
          fill(0);
					stroke(0);
        } else {
          noFill();
					noStroke();
        }
        rect((width/level[levels][i].length)*j, (height/level[levels].length)*i, (width/level[levels][i].length), (height/level[levels].length));
        if (level[levels][i][j]==10) {
          up((width/level[levels][i].length)*j, (height/level[levels].length)*i, (width/level[levels][i].length), (height/level[levels].length));
        }
        if (level[levels][i][j]==11) {
          right((width/level[levels][i].length)*j, (height/level[levels].length)*i, (width/level[levels][i].length), (height/level[levels].length));
        }
        if (level[levels][i][j]==12) {
          down((width/level[levels][i].length)*j, (height/level[levels].length)*i, (width/level[levels][i].length), (height/level[levels].length));
        }
        if (level[levels][i][j]==13) {
          left((width/level[levels][i].length)*j, (height/level[levels].length)*i, (width/level[levels][i].length), (height/level[levels].length));
        }
      }
    }
  }
}

void left(float x, float y, float w, float h) {
  noStroke();
  strokeWeight(1.5);
  fill(255, 10, 255, 125);
  rect(x, y, w, h);
  fill(0);
  stroke(0);
  line(x, y+(h/2), x+(w/2), y+h);
  line(x+(w/2), y+(h/2), x+w, y+(h/2));
  line(x, y+(h/2), x+(w/2), y);
  line(x+(w/2), y, x+(w/2), y+h);
  noStroke();
}
void up(float x, float y, float w, float h) {
  noStroke();
  strokeWeight(1.5);
  fill(255, 10, 255, 125);
  rect(x, y, w, h);
  fill(0);
  stroke(0);
  line(x, y+(h/2), x+w, y+(h/2));
  line(x+(w/2), y, x, y+(h/2));
  line(x+(w/2), y, x+w, y+(h/2));
  line(x+(w/2), y+(w/2), x+(w/2), y+h);
  noStroke();
}
void down(float x, float y, float w, float h) {
  noStroke();
  strokeWeight(1.5);
  fill(255, 10, 255, 125);
  rect(x, y, w, h);
  fill(0);
  stroke(0);
  line(x, y+(h/2), x+w, y+(h/2));
  line(x+(w/2), y+h, x, y+(h/2));
  line(x+(w/2), y+h, x+w, y+(h/2));
  line(x+(w/2), y+(w/2), x+(w/2), y);
  noStroke();
}
void right(float x, float y, float w, float h) {
  noStroke();
  strokeWeight(1.5);
  fill(255, 10, 255, 125);
  rect(x, y, w, h);
  fill(0);
  stroke(0);
  line(x+w, y+(h/2), x+(w/2), y+h);
  line(x+w, y+(h/2), x+(w/2), y);
  line(x+(w/2), y, x+(w/2), y+h);
  line(x+(w/2), y+(w/2), x, y+(h/2));
  noStroke();
}
void key_logAdd(int num){
  int[] temp_key;
  temp_key=new int[10];
  for(int i=1;i<temp_key.length;i++){
    temp_key[i-1]=key_log[i];
  }
  temp_key[temp_key.length-1]=num;
  key_log=temp_key;
}
